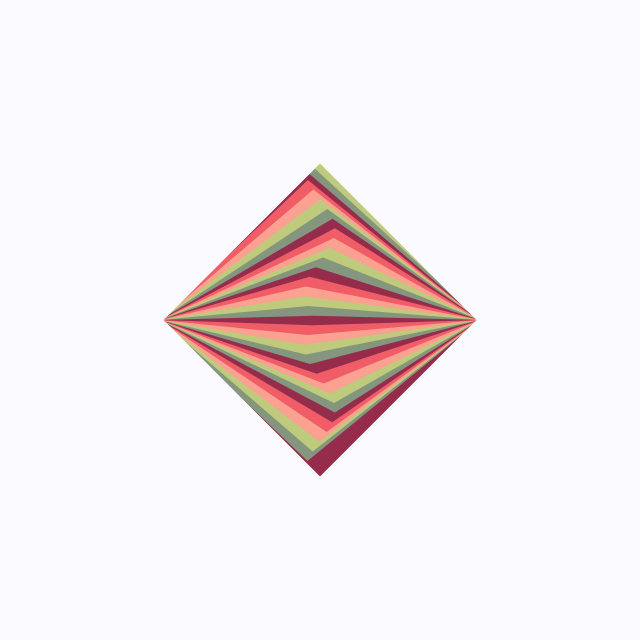
Frame 1 (no input)
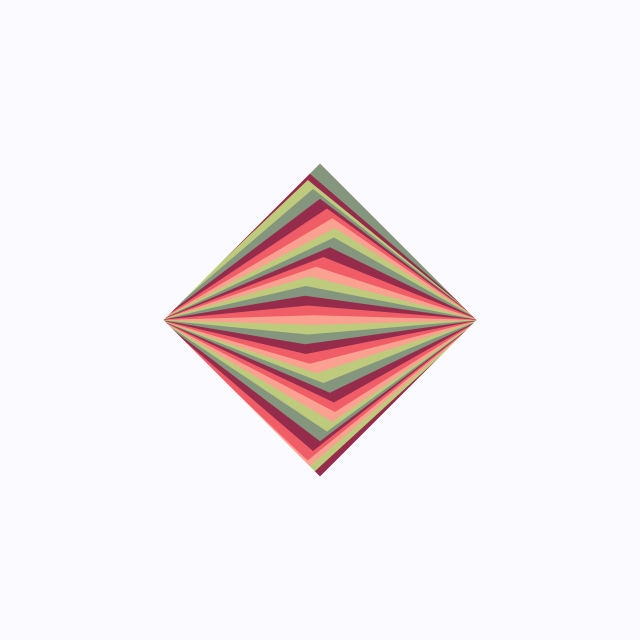
Frame 60 (no input)
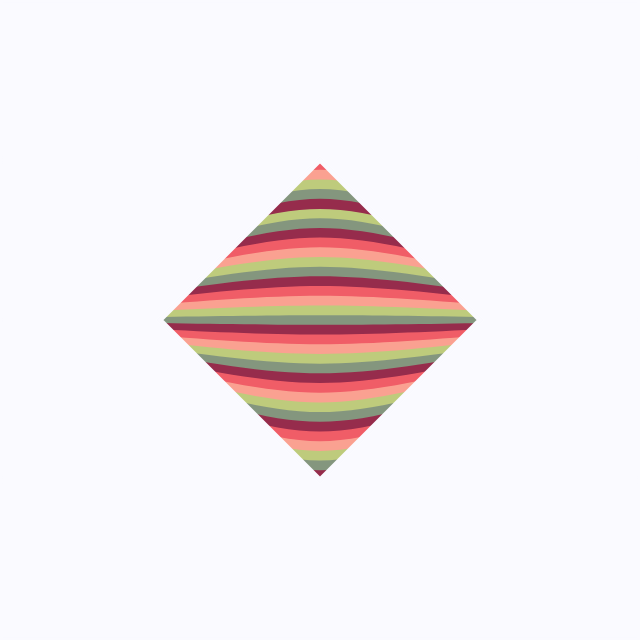
Frame 120 (the mouse pressed at the canvas centre since frame 60)

The p5.js sketch that drew these frames (run headless with seeded random() and noise() and a simulated clock; from frame 60 on, the mouse is pressed at the canvas centre):

// p5.js sketch
// ── sketch.js
//september 2019

var palette;
var numDiamonds;
var diamonds = [];
let kind;

function setup() {
  createCanvas(640, 640);
  palette = randomPalette1000();
  // palette = getPalette1000(568);
  numDiamonds = 33;
  setupDiamonds();
  kind = "line";
}

function setupDiamonds() {
  for (let i = 0; i < numDiamonds; i++) {
    var diamond = {
      color: color(palette[i % 5]),
      bottomPoint: height / 4 + (height / 2 / numDiamonds) * i,
      update: function() {
        this.bottomPoint += height / 2 / numDiamonds / 20;
        if (this.bottomPoint > (height * 3) / 4) {
          this.bottomPoint = height / 4;
          diamonds.unshift(diamonds.pop());
        }
      }
    };
    diamonds.push(diamond);
  }
}

function draw() {
  clear();
  noStroke();
  background(palette[2]);
  drawDiamonds(kind);
  drawBackground();
}

function drawBackground() {
  fill(250, 250, 255);
  stroke(250, 250, 255);
  strokeWeight(5);
  beginShape();
  vertex(0, 0);
  vertex(width, 0);
  vertex(width, height);
  vertex(0, height);
  beginContour();
  vertex(width / 2, height / 4);
  vertex(width / 4, height / 2);
  vertex(width / 2, (height * 3) / 4);
  vertex((width * 3) / 4, height / 2);
  endContour(CLOSE);
  endShape(CLOSE);
}

function drawDiamonds(type) {
  for (let i = 0; i < numDiamonds; i++) {
    let diamond = diamonds[numDiamonds - 1 - i];
    diamond.update();

    fill(diamond.color);

    let constmouseY = constrain(mouseY, 0, windowHeight);
    let spacer = map(constmouseY, 0, height, 0, width / 2);
    let offset =
      sin(
        width / 4 -
          dist(width / 2, diamond.bottomPoint, width / 2, height / 2) / 20
      ) * 15;
    let offmouse = map(mouseX, 0, width, -offset, offset);

    if (type == "curve") {
      beginShape();
      vertex(width / 4 - spacer, height / 2);
      curveVertex(width / 4 - spacer, height / 2);
      curveVertex(width / 2, height / 4);
      vertex((width * 3) / 4 + spacer, height / 2);
      curveVertex((width * 3) / 4 + spacer, height / 2);
      curveVertex(width / 2 + offmouse, diamond.bottomPoint);
      curveVertex(width / 4 - spacer, height / 2);
      vertex(width / 4 - spacer, height / 2);
      endShape();
    } else if (type == "line") {
      beginShape();
      vertex(width / 4 - spacer, height / 2);

      vertex(width / 2, height / 4);
      vertex((width * 3) / 4 + spacer, height / 2);
      vertex(width / 2 + offmouse, diamond.bottomPoint);

      vertex(width / 4 - spacer, height / 2);
      endShape();
    }
  }
}

function mousePressed() {
  if (mouseIsPressed) {
    if (kind == "line") {
      kind = "curve";
    } else {
      kind = "line";
    }
  }
}

function keyPressed() {
  if (keyCode == 32) {
    palette = randomPalette1000();
    for (let i = 0; i < diamonds.length; i++) {
      diamonds[i].color = palette[i % 5];
    }
  }
}

/* Prevents up and down arrow from moving page up and down */
window.addEventListener(
  "keydown",
  function(e) {
    // space and arrow keys
    if ([32, 37, 38, 39, 40].indexOf(e.keyCode) > -1) {
      e.preventDefault();
    }
  },
  false
);

// ── palettes.js
function getPalette100(n) {
  return p100.palettes[n];
}

function getPalette1000(n) {
  return p1000.palettes[n];
}

function randomPalette100() {
  let index = floor(random(0, p100.palettes.length));
  console.log("Palette num: " + index);
  return p100.palettes[index];
}

function randomPalette1000() {
  let index = floor(random(0, p1000.palettes.length));
  console.log("Palette num: " + index);
  return p1000.palettes[index];
}

function randColor(palette) {
  return color(palette[floor(random(5))]);
}

var p100 = {
  getWithIndex: function(n) {
    return { palette: this.palettes[n], index: n };
  },

  get: function(n) {
    return this.palettes[n];
  },

  palettes: [
    ["#69d2e7", "#a7dbd8", "#e0e4cc", "#f38630", "#fa6900"],
    ["#fe4365", "#fc9d9a", "#f9cdad", "#c8c8a9", "#83af9b"],
    ["#ecd078", "#d95b43", "#c02942", "#542437", "#53777a"],
    ["#556270", "#4ecdc4", "#c7f464", "#ff6b6b", "#c44d58"],
    ["#774f38", "#e08e79", "#f1d4af", "#ece5ce", "#c5e0dc"],
    ["#e8ddcb", "#cdb380", "#036564", "#033649", "#031634"],
    ["#490a3d", "#bd1550", "#e97f02", "#f8ca00", "#8a9b0f"],
    ["#594f4f", "#547980", "#45ada8", "#9de0ad", "#e5fcc2"],
    ["#00a0b0", "#6a4a3c", "#cc333f", "#eb6841", "#edc951"],
    ["#e94e77", "#d68189", "#c6a49a", "#c6e5d9", "#f4ead5"],
    ["#3fb8af", "#7fc7af", "#dad8a7", "#ff9e9d", "#ff3d7f"],
    ["#d9ceb2", "#948c75", "#d5ded9", "#7a6a53", "#99b2b7"],
    ["#ffffff", "#cbe86b", "#f2e9e1", "#1c140d", "#cbe86b"],
    ["#efffcd", "#dce9be", "#555152", "#2e2633", "#99173c"],
    ["#343838", "#005f6b", "#008c9e", "#00b4cc", "#00dffc"],
    ["#413e4a", "#73626e", "#b38184", "#f0b49e", "#f7e4be"],
    ["#ff4e50", "#fc913a", "#f9d423", "#ede574", "#e1f5c4"],
    ["#99b898", "#fecea8", "#ff847c", "#e84a5f", "#2a363b"],
    ["#655643", "#80bca3", "#f6f7bd", "#e6ac27", "#bf4d28"],
    ["#00a8c6", "#40c0cb", "#f9f2e7", "#aee239", "#8fbe00"],
    ["#351330", "#424254", "#64908a", "#e8caa4", "#cc2a41"],
    ["#554236", "#f77825", "#d3ce3d", "#f1efa5", "#60b99a"],
    ["#5d4157", "#838689", "#a8caba", "#cad7b2", "#ebe3aa"],
    ["#8c2318", "#5e8c6a", "#88a65e", "#bfb35a", "#f2c45a"],
    ["#fad089", "#ff9c5b", "#f5634a", "#ed303c", "#3b8183"],
    ["#ff4242", "#f4fad2", "#d4ee5e", "#e1edb9", "#f0f2eb"],
    ["#f8b195", "#f67280", "#c06c84", "#6c5b7b", "#355c7d"],
    ["#d1e751", "#ffffff", "#000000", "#4dbce9", "#26ade4"],
    ["#1b676b", "#519548", "#88c425", "#bef202", "#eafde6"],
    ["#5e412f", "#fcebb6", "#78c0a8", "#f07818", "#f0a830"],
    ["#bcbdac", "#cfbe27", "#f27435", "#f02475", "#3b2d38"],
    ["#452632", "#91204d", "#e4844a", "#e8bf56", "#e2f7ce"],
    ["#eee6ab", "#c5bc8e", "#696758", "#45484b", "#36393b"],
    ["#f0d8a8", "#3d1c00", "#86b8b1", "#f2d694", "#fa2a00"],
    ["#2a044a", "#0b2e59", "#0d6759", "#7ab317", "#a0c55f"],
    ["#f04155", "#ff823a", "#f2f26f", "#fff7bd", "#95cfb7"],
    ["#b9d7d9", "#668284", "#2a2829", "#493736", "#7b3b3b"],
    ["#bbbb88", "#ccc68d", "#eedd99", "#eec290", "#eeaa88"],
    ["#b3cc57", "#ecf081", "#ffbe40", "#ef746f", "#ab3e5b"],
    ["#a3a948", "#edb92e", "#f85931", "#ce1836", "#009989"],
    ["#300030", "#480048", "#601848", "#c04848", "#f07241"],
    ["#67917a", "#170409", "#b8af03", "#ccbf82", "#e33258"],
    ["#aab3ab", "#c4cbb7", "#ebefc9", "#eee0b7", "#e8caaf"],
    ["#e8d5b7", "#0e2430", "#fc3a51", "#f5b349", "#e8d5b9"],
    ["#ab526b", "#bca297", "#c5ceae", "#f0e2a4", "#f4ebc3"],
    ["#607848", "#789048", "#c0d860", "#f0f0d8", "#604848"],
    ["#b6d8c0", "#c8d9bf", "#dadabd", "#ecdbbc", "#fedcba"],
    ["#a8e6ce", "#dcedc2", "#ffd3b5", "#ffaaa6", "#ff8c94"],
    ["#3e4147", "#fffedf", "#dfba69", "#5a2e2e", "#2a2c31"],
    ["#fc354c", "#29221f", "#13747d", "#0abfbc", "#fcf7c5"],
    ["#cc0c39", "#e6781e", "#c8cf02", "#f8fcc1", "#1693a7"],
    ["#1c2130", "#028f76", "#b3e099", "#ffeaad", "#d14334"],
    ["#a7c5bd", "#e5ddcb", "#eb7b59", "#cf4647", "#524656"],
    ["#dad6ca", "#1bb0ce", "#4f8699", "#6a5e72", "#563444"],
    ["#5c323e", "#a82743", "#e15e32", "#c0d23e", "#e5f04c"],
    ["#edebe6", "#d6e1c7", "#94c7b6", "#403b33", "#d3643b"],
    ["#fdf1cc", "#c6d6b8", "#987f69", "#e3ad40", "#fcd036"],
    ["#230f2b", "#f21d41", "#ebebbc", "#bce3c5", "#82b3ae"],
    ["#b9d3b0", "#81bda4", "#b28774", "#f88f79", "#f6aa93"],
    ["#3a111c", "#574951", "#83988e", "#bcdea5", "#e6f9bc"],
    ["#5e3929", "#cd8c52", "#b7d1a3", "#dee8be", "#fcf7d3"],
    ["#1c0113", "#6b0103", "#a30006", "#c21a01", "#f03c02"],
    ["#000000", "#9f111b", "#b11623", "#292c37", "#cccccc"],
    ["#382f32", "#ffeaf2", "#fcd9e5", "#fbc5d8", "#f1396d"],
    ["#e3dfba", "#c8d6bf", "#93ccc6", "#6cbdb5", "#1a1f1e"],
    ["#f6f6f6", "#e8e8e8", "#333333", "#990100", "#b90504"],
    ["#1b325f", "#9cc4e4", "#e9f2f9", "#3a89c9", "#f26c4f"],
    ["#a1dbb2", "#fee5ad", "#faca66", "#f7a541", "#f45d4c"],
    ["#c1b398", "#605951", "#fbeec2", "#61a6ab", "#accec0"],
    ["#5e9fa3", "#dcd1b4", "#fab87f", "#f87e7b", "#b05574"],
    ["#951f2b", "#f5f4d7", "#e0dfb1", "#a5a36c", "#535233"],
    ["#8dccad", "#988864", "#fea6a2", "#f9d6ac", "#ffe9af"],
    ["#2d2d29", "#215a6d", "#3ca2a2", "#92c7a3", "#dfece6"],
    ["#413d3d", "#040004", "#c8ff00", "#fa023c", "#4b000f"],
    ["#eff3cd", "#b2d5ba", "#61ada0", "#248f8d", "#605063"],
    ["#ffefd3", "#fffee4", "#d0ecea", "#9fd6d2", "#8b7a5e"],
    ["#cfffdd", "#b4dec1", "#5c5863", "#a85163", "#ff1f4c"],
    ["#9dc9ac", "#fffec7", "#f56218", "#ff9d2e", "#919167"],
    ["#4e395d", "#827085", "#8ebe94", "#ccfc8e", "#dc5b3e"],
    ["#a8a7a7", "#cc527a", "#e8175d", "#474747", "#363636"],
    ["#f8edd1", "#d88a8a", "#474843", "#9d9d93", "#c5cfc6"],
    ["#046d8b", "#309292", "#2fb8ac", "#93a42a", "#ecbe13"],
    ["#f38a8a", "#55443d", "#a0cab5", "#cde9ca", "#f1edd0"],
    ["#a70267", "#f10c49", "#fb6b41", "#f6d86b", "#339194"],
    ["#ff003c", "#ff8a00", "#fabe28", "#88c100", "#00c176"],
    ["#ffedbf", "#f7803c", "#f54828", "#2e0d23", "#f8e4c1"],
    ["#4e4d4a", "#353432", "#94ba65", "#2790b0", "#2b4e72"],
    ["#0ca5b0", "#4e3f30", "#fefeeb", "#f8f4e4", "#a5b3aa"],
    ["#4d3b3b", "#de6262", "#ffb88c", "#ffd0b3", "#f5e0d3"],
    ["#fffbb7", "#a6f6af", "#66b6ab", "#5b7c8d", "#4f2958"],
    ["#edf6ee", "#d1c089", "#b3204d", "#412e28", "#151101"],
    ["#9d7e79", "#ccac95", "#9a947c", "#748b83", "#5b756c"],
    ["#fcfef5", "#e9ffe1", "#cdcfb7", "#d6e6c3", "#fafbe3"],
    ["#9cddc8", "#bfd8ad", "#ddd9ab", "#f7af63", "#633d2e"],
    ["#30261c", "#403831", "#36544f", "#1f5f61", "#0b8185"],
    ["#aaff00", "#ffaa00", "#ff00aa", "#aa00ff", "#00aaff"],
    ["#d1313d", "#e5625c", "#f9bf76", "#8eb2c5", "#615375"],
    ["#ffe181", "#eee9e5", "#fad3b2", "#ffba7f", "#ff9c97"],
    ["#73c8a9", "#dee1b6", "#e1b866", "#bd5532", "#373b44"],
    ["#805841", "#dcf7f3", "#fffcdd", "#ffd8d8", "#f5a2a2"]
  ]
};

var p1000 = {
  getWithIndex: function(n) {
    return { palette: this.palettes[n], index: n };
  },

  get: function(n) {
    return this.palettes[n];
  },

  palettes: [
    ["#69d2e7", "#a7dbd8", "#e0e4cc", "#f38630", "#fa6900"],
    ["#fe4365", "#fc9d9a", "#f9cdad", "#c8c8a9", "#83af9b"],
    ["#ecd078", "#d95b43", "#c02942", "#542437", "#53777a"],
    ["#556270", "#4ecdc4", "#c7f464", "#ff6b6b", "#c44d58"],
    ["#774f38", "#e08e79", "#f1d4af", "#ece5ce", "#c5e0dc"],
    ["#e8ddcb", "#cdb380", "#036564", "#033649", "#031634"],
    ["#490a3d", "#bd1550", "#e97f02", "#f8ca00", "#8a9b0f"],
    ["#594f4f", "#547980", "#45ada8", "#9de0ad", "#e5fcc2"],
    ["#00a0b0", "#6a4a3c", "#cc333f", "#eb6841", "#edc951"],
    ["#e94e77", "#d68189", "#c6a49a", "#c6e5d9", "#f4ead5"],
    ["#3fb8af", "#7fc7af", "#dad8a7", "#ff9e9d", "#ff3d7f"],
    ["#d9ceb2", "#948c75", "#d5ded9", "#7a6a53", "#99b2b7"],
    ["#ffffff", "#cbe86b", "#f2e9e1", "#1c140d", "#cbe86b"],
    ["#efffcd", "#dce9be", "#555152", "#2e2633", "#99173c"],
    ["#343838", "#005f6b", "#008c9e", "#00b4cc", "#00dffc"],
    ["#413e4a", "#73626e", "#b38184", "#f0b49e", "#f7e4be"],
    ["#ff4e50", "#fc913a", "#f9d423", "#ede574", "#e1f5c4"],
    ["#99b898", "#fecea8", "#ff847c", "#e84a5f", "#2a363b"],
    ["#655643", "#80bca3", "#f6f7bd", "#e6ac27", "#bf4d28"],
    ["#00a8c6", "#40c0cb", "#f9f2e7", "#aee239", "#8fbe00"],
    ["#351330", "#424254", "#64908a", "#e8caa4", "#cc2a41"],
    ["#554236", "#f77825", "#d3ce3d", "#f1efa5", "#60b99a"],
    ["#5d4157", "#838689", "#a8caba", "#cad7b2", "#ebe3aa"],
    ["#8c2318", "#5e8c6a", "#88a65e", "#bfb35a", "#f2c45a"],
    ["#fad089", "#ff9c5b", "#f5634a", "#ed303c", "#3b8183"],
    ["#ff4242", "#f4fad2", "#d4ee5e", "#e1edb9", "#f0f2eb"],
    ["#f8b195", "#f67280", "#c06c84", "#6c5b7b", "#355c7d"],
    ["#d1e751", "#ffffff", "#000000", "#4dbce9", "#26ade4"],
    ["#1b676b", "#519548", "#88c425", "#bef202", "#eafde6"],
    ["#5e412f", "#fcebb6", "#78c0a8", "#f07818", "#f0a830"],
    ["#bcbdac", "#cfbe27", "#f27435", "#f02475", "#3b2d38"],
    ["#452632", "#91204d", "#e4844a", "#e8bf56", "#e2f7ce"],
    ["#eee6ab", "#c5bc8e", "#696758", "#45484b", "#36393b"],
    ["#f0d8a8", "#3d1c00", "#86b8b1", "#f2d694", "#fa2a00"],
    ["#2a044a", "#0b2e59", "#0d6759", "#7ab317", "#a0c55f"],
    ["#f04155", "#ff823a", "#f2f26f", "#fff7bd", "#95cfb7"],
    ["#b9d7d9", "#668284", "#2a2829", "#493736", "#7b3b3b"],
    ["#bbbb88", "#ccc68d", "#eedd99", "#eec290", "#eeaa88"],
    ["#b3cc57", "#ecf081", "#ffbe40", "#ef746f", "#ab3e5b"],
    ["#a3a948", "#edb92e", "#f85931", "#ce1836", "#009989"],
    ["#300030", "#480048", "#601848", "#c04848", "#f07241"],
    ["#67917a", "#170409", "#b8af03", "#ccbf82", "#e33258"],
    ["#aab3ab", "#c4cbb7", "#ebefc9", "#eee0b7", "#e8caaf"],
    ["#e8d5b7", "#0e2430", "#fc3a51", "#f5b349", "#e8d5b9"],
    ["#ab526b", "#bca297", "#c5ceae", "#f0e2a4", "#f4ebc3"],
    ["#607848", "#789048", "#c0d860", "#f0f0d8", "#604848"],
    ["#b6d8c0", "#c8d9bf", "#dadabd", "#ecdbbc", "#fedcba"],
    ["#a8e6ce", "#dcedc2", "#ffd3b5", "#ffaaa6", "#ff8c94"],
    ["#3e4147", "#fffedf", "#dfba69", "#5a2e2e", "#2a2c31"],
    ["#fc354c", "#29221f", "#13747d", "#0abfbc", "#fcf7c5"],
    ["#cc0c39", "#e6781e", "#c8cf02", "#f8fcc1", "#1693a7"],
    ["#1c2130", "#028f76", "#b3e099", "#ffeaad", "#d14334"],
    ["#a7c5bd", "#e5ddcb", "#eb7b59", "#cf4647", "#524656"],
    ["#dad6ca", "#1bb0ce", "#4f8699", "#6a5e72", "#563444"],
    ["#5c323e", "#a82743", "#e15e32", "#c0d23e", "#e5f04c"],
    ["#edebe6", "#d6e1c7", "#94c7b6", "#403b33", "#d3643b"],
    ["#fdf1cc", "#c6d6b8", "#987f69", "#e3ad40", "#fcd036"],
    ["#230f2b", "#f21d41", "#ebebbc", "#bce3c5", "#82b3ae"],
    ["#b9d3b0", "#81bda4", "#b28774", "#f88f79", "#f6aa93"],
    ["#3a111c", "#574951", "#83988e", "#bcdea5", "#e6f9bc"],
    ["#5e3929", "#cd8c52", "#b7d1a3", "#dee8be", "#fcf7d3"],
    ["#1c0113", "#6b0103", "#a30006", "#c21a01", "#f03c02"],
    ["#000000", "#9f111b", "#b11623", "#292c37", "#cccccc"],
    ["#382f32", "#ffeaf2", "#fcd9e5", "#fbc5d8", "#f1396d"],
    ["#e3dfba", "#c8d6bf", "#93ccc6", "#6cbdb5", "#1a1f1e"],
    ["#f6f6f6", "#e8e8e8", "#333333", "#990100", "#b90504"],
    ["#1b325f", "#9cc4e4", "#e9f2f9", "#3a89c9", "#f26c4f"],
    ["#a1dbb2", "#fee5ad", "#faca66", "#f7a541", "#f45d4c"],
    ["#c1b398", "#605951", "#fbeec2", "#61a6ab", "#accec0"],
    ["#5e9fa3", "#dcd1b4", "#fab87f", "#f87e7b", "#b05574"],
    ["#951f2b", "#f5f4d7", "#e0dfb1", "#a5a36c", "#535233"],
    ["#8dccad", "#988864", "#fea6a2", "#f9d6ac", "#ffe9af"],
    ["#2d2d29", "#215a6d", "#3ca2a2", "#92c7a3", "#dfece6"],
    ["#413d3d", "#040004", "#c8ff00", "#fa023c", "#4b000f"],
    ["#eff3cd", "#b2d5ba", "#61ada0", "#248f8d", "#605063"],
    ["#ffefd3", "#fffee4", "#d0ecea", "#9fd6d2", "#8b7a5e"],
    ["#cfffdd", "#b4dec1", "#5c5863", "#a85163", "#ff1f4c"],
    ["#9dc9ac", "#fffec7", "#f56218", "#ff9d2e", "#919167"],
    ["#4e395d", "#827085", "#8ebe94", "#ccfc8e", "#dc5b3e"],
    ["#a8a7a7", "#cc527a", "#e8175d", "#474747", "#363636"],
    ["#f8edd1", "#d88a8a", "#474843", "#9d9d93", "#c5cfc6"],
    ["#046d8b", "#309292", "#2fb8ac", "#93a42a", "#ecbe13"],
    ["#f38a8a", "#55443d", "#a0cab5", "#cde9ca", "#f1edd0"],
    ["#a70267", "#f10c49", "#fb6b41", "#f6d86b", "#339194"],
    ["#ff003c", "#ff8a00", "#fabe28", "#88c100", "#00c176"],
    ["#ffedbf", "#f7803c", "#f54828", "#2e0d23", "#f8e4c1"],
    ["#4e4d4a", "#353432", "#94ba65", "#2790b0", "#2b4e72"],
    ["#0ca5b0", "#4e3f30", "#fefeeb", "#f8f4e4", "#a5b3aa"],
    ["#4d3b3b", "#de6262", "#ffb88c", "#ffd0b3", "#f5e0d3"],
    ["#fffbb7", "#a6f6af", "#66b6ab", "#5b7c8d", "#4f2958"],
    ["#edf6ee", "#d1c089", "#b3204d", "#412e28", "#151101"],
    ["#9d7e79", "#ccac95", "#9a947c", "#748b83", "#5b756c"],
    ["#fcfef5", "#e9ffe1", "#cdcfb7", "#d6e6c3", "#fafbe3"],
    ["#9cddc8", "#bfd8ad", "#ddd9ab", "#f7af63", "#633d2e"],
    ["#30261c", "#403831", "#36544f", "#1f5f61", "#0b8185"],
    ["#aaff00", "#ffaa00", "#ff00aa", "#aa00ff", "#00aaff"],
    ["#d1313d", "#e5625c", "#f9bf76", "#8eb2c5", "#615375"],
    ["#ffe181", "#eee9e5", "#fad3b2", "#ffba7f", "#ff9c97"],
    ["#73c8a9", "#dee1b6", "#e1b866", "#bd5532", "#373b44"],
    ["#805841", "#dcf7f3", "#fffcdd", "#ffd8d8", "#f5a2a2"],
    ["#379f7a", "#78ae62", "#bbb749", "#e0fbac", "#1f1c0d"],
    ["#caff42", "#ebf7f8", "#d0e0eb", "#88abc2", "#49708a"],
    ["#c2412d", "#d1aa34", "#a7a844", "#a46583", "#5a1e4a"],
    ["#75616b", "#bfcff7", "#dce4f7", "#f8f3bf", "#d34017"],
    ["#111625", "#341931", "#571b3c", "#7a1e48", "#9d2053"],
    ["#82837e", "#94b053", "#bdeb07", "#bffa37", "#e0e0e0"],
    ["#7e5686", "#a5aad9", "#e8f9a2", "#f8a13f", "#ba3c3d"],
    ["#312736", "#d4838f", "#d6abb1", "#d9d9d9", "#c4ffeb"],
    ["#395a4f", "#432330", "#853c43", "#f25c5e", "#ffa566"],
    ["#fde6bd", "#a1c5ab", "#f4dd51", "#d11e48", "#632f53"],
    ["#84b295", "#eccf8d", "#bb8138", "#ac2005", "#2c1507"],
    ["#058789", "#503d2e", "#d54b1a", "#e3a72f", "#f0ecc9"],
    ["#6da67a", "#77b885", "#86c28b", "#859987", "#4a4857"],
    ["#bed6c7", "#adc0b4", "#8a7e66", "#a79b83", "#bbb2a1"],
    ["#261c21", "#6e1e62", "#b0254f", "#de4126", "#eb9605"],
    ["#efd9b4", "#d6a692", "#a39081", "#4d6160", "#292522"],
    ["#e21b5a", "#9e0c39", "#333333", "#fbffe3", "#83a300"],
    ["#f2e3c6", "#ffc6a5", "#e6324b", "#2b2b2b", "#353634"],
    ["#c75233", "#c78933", "#d6ceaa", "#79b5ac", "#5e2f46"],
    ["#793a57", "#4d3339", "#8c873e", "#d1c5a5", "#a38a5f"],
    ["#512b52", "#635274", "#7bb0a8", "#a7dbab", "#e4f5b1"],
    ["#11644d", "#a0b046", "#f2c94e", "#f78145", "#f24e4e"],
    ["#59b390", "#f0ddaa", "#e47c5d", "#e32d40", "#152b3c"],
    ["#fdffd9", "#fff0b8", "#ffd6a3", "#faad8e", "#142f30"],
    ["#b5ac01", "#ecba09", "#e86e1c", "#d41e45", "#1b1521"],
    ["#c7fcd7", "#d9d5a7", "#d9ab91", "#e6867a", "#ed4a6a"],
    ["#11766d", "#410936", "#a40b54", "#e46f0a", "#f0b300"],
    ["#595643", "#4e6b66", "#ed834e", "#ebcc6e", "#ebe1c5"],
    ["#f1396d", "#fd6081", "#f3ffeb", "#acc95f", "#8f9924"],
    ["#331327", "#991766", "#d90f5a", "#f34739", "#ff6e27"],
    ["#efeecc", "#fe8b05", "#fe0557", "#400403", "#0aabba"],
    ["#bf496a", "#b39c82", "#b8c99d", "#f0d399", "#595151"],
    ["#b7cbbf", "#8c886f", "#f9a799", "#f4bfad", "#f5dabd"],
    ["#ffb884", "#f5df98", "#fff8d4", "#c0d1c2", "#2e4347"],
    ["#e5eaa4", "#a8c4a2", "#69a5a4", "#616382", "#66245b"],
    ["#e0eff1", "#7db4b5", "#ffffff", "#680148", "#000000"],
    ["#b1e6d1", "#77b1a9", "#3d7b80", "#270a33", "#451a3e"],
    ["#e4ded0", "#abccbd", "#7dbeb8", "#181619", "#e32f21"],
    ["#e9e0d1", "#91a398", "#33605a", "#070001", "#68462b"],
    ["#fc284f", "#ff824a", "#fea887", "#f6e7f7", "#d1d0d7"],
    ["#ffab07", "#e9d558", "#72ad75", "#0e8d94", "#434d53"],
    ["#6da67a", "#99a66d", "#a9bd68", "#b5cc6a", "#c0de5d"],
    ["#311d39", "#67434f", "#9b8e7e", "#c3ccaf", "#a51a41"],
    ["#cfb590", "#9e9a41", "#758918", "#564334", "#49281f"],
    ["#5cacc4", "#8cd19d", "#cee879", "#fcb653", "#ff5254"],
    ["#44749d", "#c6d4e1", "#ffffff", "#ebe7e0", "#bdb8ad"],
    ["#807462", "#a69785", "#b8faff", "#e8fdff", "#665c49"],
    ["#e7edea", "#ffc52c", "#fb0c06", "#030d4f", "#ceecef"],
    ["#ccf390", "#e0e05a", "#f7c41f", "#fc930a", "#ff003d"],
    ["#2b222c", "#5e4352", "#965d62", "#c7956d", "#f2d974"],
    ["#cc5d4c", "#fffec6", "#c7d1af", "#96b49c", "#5b5847"],
    ["#e4e4c5", "#b9d48b", "#8d2036", "#ce0a31", "#d3e4c5"],
    ["#e3e8cd", "#bcd8bf", "#d3b9a3", "#ee9c92", "#fe857e"],
    ["#360745", "#d61c59", "#e7d84b", "#efeac5", "#1b8798"],
    ["#ec4401", "#cc9b25", "#13cd4a", "#7b6ed6", "#5e525c"],
    ["#eb9c4d", "#f2d680", "#f3ffcf", "#bac9a9", "#697060"],
    ["#f2e8c4", "#98d9b6", "#3ec9a7", "#2b879e", "#616668"],
    ["#f5dd9d", "#bcc499", "#92a68a", "#7b8f8a", "#506266"],
    ["#fff3db", "#e7e4d5", "#d3c8b4", "#c84648", "#703e3b"],
    ["#041122", "#259073", "#7fda89", "#c8e98e", "#e6f99d"],
    ["#8d7966", "#a8a39d", "#d8c8b8", "#e2ddd9", "#f8f1e9"],
    ["#c6cca5", "#8ab8a8", "#6b9997", "#54787d", "#615145"],
    ["#1d1313", "#24b694", "#d22042", "#a3b808", "#30c4c9"],
    ["#4b1139", "#3b4058", "#2a6e78", "#7a907c", "#c9b180"],
    ["#2d1b33", "#f36a71", "#ee887a", "#e4e391", "#9abc8a"],
    ["#f0ffc9", "#a9da88", "#62997a", "#72243d", "#3b0819"],
    ["#429398", "#6b5d4d", "#b0a18f", "#dfcdb4", "#fbeed3"],
    ["#9d9e94", "#c99e93", "#f59d92", "#e5b8ad", "#d5d2c8"],
    ["#95a131", "#c8cd3b", "#f6f1de", "#f5b9ae", "#ee0b5b"],
    ["#322938", "#89a194", "#cfc89a", "#cc883a", "#a14016"],
    ["#540045", "#c60052", "#ff714b", "#eaff87", "#acffe9"],
    ["#79254a", "#795c64", "#79927d", "#aeb18e", "#e3cf9e"],
    ["#452e3c", "#ff3d5a", "#ffb969", "#eaf27e", "#3b8c88"],
    ["#2b2726", "#0a516d", "#018790", "#7dad93", "#bacca4"],
    ["#027b7f", "#ffa588", "#d62957", "#bf1e62", "#572e4f"],
    ["#fa6a64", "#7a4e48", "#4a4031", "#f6e2bb", "#9ec6b8"],
    ["#fb6900", "#f63700", "#004853", "#007e80", "#00b9bd"],
    ["#f06d61", "#da825f", "#c4975c", "#a8ab7b", "#8cbf99"],
    ["#23192d", "#fd0a54", "#f57576", "#febf97", "#f5ecb7"],
    ["#f6d76b", "#ff9036", "#d6254d", "#ff5475", "#fdeba9"],
    ["#a3c68c", "#879676", "#6e6662", "#4f364a", "#340735"],
    ["#a32c28", "#1c090b", "#384030", "#7b8055", "#bca875"],
    ["#80a8a8", "#909d9e", "#a88c8c", "#ff0d51", "#7a8c89"],
    ["#6d9788", "#1e2528", "#7e1c13", "#bf0a0d", "#e6e1c2"],
    ["#373737", "#8db986", "#acce91", "#badb73", "#efeae4"],
    ["#e6b39a", "#e6cba5", "#ede3b4", "#8b9e9b", "#6d7578"],
    ["#280904", "#680e34", "#9a151a", "#c21b12", "#fc4b2a"],
    ["#4b3e4d", "#1e8c93", "#dbd8a2", "#c4ac30", "#d74f33"],
    ["#161616", "#c94d65", "#e7c049", "#92b35a", "#1f6764"],
    ["#234d20", "#36802d", "#77ab59", "#c9df8a", "#f0f7da"],
    ["#a69e80", "#e0ba9b", "#e7a97e", "#d28574", "#3b1922"],
    ["#641f5e", "#676077", "#65ac92", "#c2c092", "#edd48e"],
    ["#e6eba9", "#abbb9f", "#6f8b94", "#706482", "#703d6f"],
    ["#26251c", "#eb0a44", "#f2643d", "#f2a73d", "#a0e8b7"],
    ["#fdcfbf", "#feb89f", "#e23d75", "#5f0d3b", "#742365"],
    ["#ff7474", "#f59b71", "#c7c77f", "#e0e0a8", "#f1f1c1"],
    ["#4f364c", "#5e405f", "#6b6b6b", "#8f9e6f", "#b1cf72"],
    ["#230b00", "#a29d7f", "#d4cfa5", "#f8ecd4", "#aabe9b"],
    ["#d4f7dc", "#dbe7b4", "#dbc092", "#e0846d", "#f51441"],
    ["#62a07b", "#4f8b89", "#536c8d", "#5c4f79", "#613860"],
    ["#6f5846", "#a95a52", "#e35b5d", "#f18052", "#ffa446"],
    ["#85847e", "#ab6a6e", "#f7345b", "#353130", "#cbcfb4"],
    ["#ff3366", "#c74066", "#8f4d65", "#575a65", "#1f6764"],
    ["#d3d5b0", "#b5cea4", "#9dc19d", "#8c7c62", "#71443f"],
    ["#ffff99", "#d9cc8c", "#b39980", "#8c6673", "#663366"],
    ["#ed6464", "#bf6370", "#87586c", "#574759", "#1a1b1c"],
    ["#d24858", "#ea8676", "#eab05e", "#fdeecd", "#493831"],
    ["#f0f0d8", "#b4debe", "#77cca4", "#666666", "#b4df37"],
    ["#f3e7d7", "#f7d7cd", "#f8c7c9", "#e0c0c7", "#c7b9c5"],
    ["#ccb24c", "#f7d683", "#fffdc0", "#fffffd", "#457d97"],
    ["#1a081f", "#4d1d4d", "#05676e", "#489c79", "#ebc288"],
    ["#c46564", "#f0e999", "#b8c99d", "#9b726f", "#eeb15b"],
    ["#7a5b3e", "#fafafa", "#fa4b00", "#cdbdae", "#1f1f1f"],
    ["#eeda95", "#b7c27e", "#9a927b", "#8a6a6b", "#805566"],
    ["#d31900", "#ff6600", "#fff2af", "#7cb490", "#000000"],
    ["#e8c382", "#b39d69", "#a86b4c", "#7d1a0c", "#340a0b"],
    ["#ebeaa9", "#ebc588", "#7d2948", "#3b0032", "#0e0b29"],
    ["#566965", "#948a71", "#cc9476", "#f2a176", "#ff7373"],
    ["#595b5a", "#14c3a2", "#0de5a8", "#7cf49a", "#b8fd99"],
    ["#063940", "#195e63", "#3e838c", "#8ebdb6", "#ece1c3"],
    ["#411f2d", "#ac4147", "#f88863", "#ffc27f", "#ffe29a"],
    ["#9dbcbc", "#f0f0af", "#ff370f", "#332717", "#6bacbf"],
    ["#e7e79d", "#c0d890", "#78a890", "#606078", "#d8a878"],
    ["#94654c", "#f89fa1", "#fabdbd", "#fad6d6", "#fefcd0"],
    ["#cddbc2", "#f7e4c6", "#fb9274", "#f5565b", "#875346"],
    ["#f0ddbd", "#ba3622", "#851e25", "#520c30", "#1c997f"],
    ["#312c20", "#494d4b", "#7c7052", "#b3a176", "#e2cb92"],
    ["#029daf", "#e5d599", "#ffc219", "#f07c19", "#e32551"],
    ["#3f2c26", "#dd423e", "#a2a384", "#eac388", "#c5ad4b"],
    ["#0a0310", "#49007e", "#ff005b", "#ff7d10", "#ffb238"],
    ["#ecbe13", "#738c79", "#6a6b5f", "#2c2b26", "#a43955"],
    ["#fff5de", "#b8d9c8", "#917081", "#750e49", "#4d002b"],
    ["#1f1f20", "#2b4c7e", "#567ebb", "#606d80", "#dce0e6"],
    ["#e7dd96", "#e16639", "#ad860a", "#b7023f", "#55024a"],
    ["#cdeccc", "#edd269", "#e88460", "#f23460", "#321d2e"],
    ["#574c41", "#e36b6b", "#e3a56b", "#e3c77b", "#96875a"],
    ["#dde0cf", "#c6be9a", "#ad8b32", "#937460", "#8c5b7b"],
    ["#213435", "#46685b", "#648a64", "#a6b985", "#e1e3ac"],
    ["#181419", "#4a073c", "#9e0b41", "#cc3e18", "#f0971c"],
    ["#413040", "#6c6368", "#b9a173", "#eaa353", "#ffefa9"],
    ["#4d3b36", "#eb613b", "#f98f6f", "#c1d9cd", "#f7eadc"],
    ["#ffcdb8", "#fdeecf", "#c8c696", "#97bea9", "#37260c"],
    ["#e8d3a9", "#e39b7d", "#6e6460", "#89b399", "#bcbfa3"],
    ["#ffffff", "#fffaeb", "#f0f0d8", "#cfcfcf", "#967c52"],
    ["#001449", "#012677", "#005bc5", "#00b4fc", "#17f9ff"],
    ["#ed5672", "#160e32", "#9eae8a", "#cdbb93", "#fbc599"],
    ["#130912", "#3e1c33", "#602749", "#b14623", "#f6921d"],
    ["#ffff00", "#ccd91a", "#99b333", "#668c4d", "#336666"],
    ["#4dab8c", "#542638", "#8f244d", "#c9306b", "#e86f9e"],
    ["#2b1719", "#02483e", "#057c46", "#9bb61b", "#f8be00"],
    ["#ffabab", "#ffdaab", "#ddffab", "#abe4ff", "#d9abff"],
    ["#e6a06f", "#9e9c71", "#5e8271", "#33454e", "#242739"],
    ["#67be9b", "#95d0b8", "#fcfcd7", "#f1db42", "#f04158"],
    ["#1693a5", "#45b5c4", "#7ececa", "#a0ded6", "#c7ede8"],
    ["#cc2649", "#992c4b", "#66324c", "#33384e", "#003e4f"],
    ["#e7eed0", "#cad1c3", "#948e99", "#51425f", "#2e1437"],
    ["#785d56", "#be4c54", "#c6b299", "#e6d5c1", "#fff4e3"],
    ["#f7f3d5", "#ffdabf", "#fa9b9b", "#e88087", "#635063"],
    ["#e25858", "#e9d6af", "#ffffdd", "#c0efd2", "#384252"],
    ["#acdeb2", "#e1eab5", "#edad9e", "#fe4b74", "#390d2d"],
    ["#42282c", "#6ca19e", "#84abaa", "#ded1b6", "#6d997a"],
    ["#a7cd2c", "#bada5f", "#cee891", "#e1f5c4", "#50c8c6"],
    ["#b2cba3", "#e0df9f", "#e7a83e", "#9a736e", "#ea525f"],
    ["#fc580c", "#fc6b0a", "#f8872e", "#ffa927", "#fdca49"],
    ["#fdffd9", "#73185e", "#36bba6", "#0c0d02", "#8b911a"],
    ["#9f0a28", "#d55c2b", "#f6e7d3", "#89a46f", "#55203c"],
    ["#8a8780", "#e6e5c4", "#d6d1af", "#e47267", "#d7d8c5"],
    ["#418e8e", "#5a4e3c", "#c4d428", "#d8e472", "#e9ebbf"],
    ["#a69a90", "#4a403d", "#fff1c1", "#facf7d", "#ea804c"],
    ["#faf6d0", "#c7d8ab", "#909a92", "#744f78", "#30091e"],
    ["#aadead", "#bbdead", "#ccdead", "#dddead", "#eedead"],
    ["#f0371a", "#000000", "#f7e6a6", "#3e6b48", "#b5b479"],
    ["#a7321c", "#ffdc68", "#cc982a", "#928941", "#352504"],
    ["#fa2e59", "#ff703f", "#f7bc05", "#ecf6bb", "#76bcad"],
    ["#f1e8b4", "#b2bb91", "#d7bf5e", "#d16344", "#83555e"],
    ["#afc7b9", "#ffe1c9", "#fac7b4", "#fca89d", "#998b82"],
    ["#f6c7b7", "#f7a398", "#fa7f77", "#b42529", "#000000"],
    ["#c9d1d3", "#f7f7f7", "#9dd3df", "#3b3737", "#991818"],
    ["#000000", "#001f36", "#1c5560", "#79ae92", "#fbffcd"],
    ["#e0dc8b", "#f6aa3d", "#ed4c57", "#574435", "#6cc4b9"],
    ["#42393b", "#75c9a3", "#bac99a", "#ffc897", "#f7efa2"],
    ["#f4f4f4", "#9ba657", "#f0e5c9", "#a68c69", "#594433"],
    ["#f2cc67", "#f38264", "#f40034", "#5f051f", "#75baa8"],
    ["#fbfee5", "#c91842", "#98173d", "#25232d", "#a8e7ca"],
    ["#dbd9b7", "#c1c9c8", "#a5b5ab", "#949a8e", "#615566"],
    ["#f3e6bc", "#f1c972", "#f5886b", "#72ae95", "#5a3226"],
    ["#674f23", "#e48b69", "#e1b365", "#e5db84", "#ffeeac"],
    ["#ff0092", "#ffca1b", "#b6ff00", "#228dff", "#ba01ff"],
    ["#d9d4a8", "#d15c57", "#cc3747", "#5c374b", "#4a5f67"],
    ["#998496", "#f7e0ae", "#fa748f", "#2d2c26", "#c3b457"],
    ["#fa8cb1", "#fdc5c9", "#fffee1", "#cfb699", "#9e6d4e"],
    ["#84c1b1", "#ad849a", "#d64783", "#fd135a", "#40202a"],
    ["#00ccbe", "#09a6a3", "#9dbfaf", "#edebc9", "#fcf9d8"],
    ["#020304", "#541f14", "#938172", "#cc9e61", "#626266"],
    ["#71dbd2", "#eeffdb", "#ade4b5", "#d0eaa3", "#fff18c"],
    ["#b88000", "#d56f00", "#f15500", "#ff2654", "#ff0c71"],
    ["#bf2a23", "#a6ad3c", "#f0ce4e", "#cf872e", "#8a211d"],
    ["#ffc870", "#f7f7c6", "#c8e3c5", "#9cad9a", "#755858"],
    ["#002c2b", "#ff3d00", "#ffbc11", "#0a837f", "#076461"],
    ["#244242", "#51bd9c", "#a3e3b1", "#ffe8b3", "#ff2121"],
    ["#4eb3de", "#8de0a6", "#fcf09f", "#f27c7c", "#de528c"],
    ["#001848", "#301860", "#483078", "#604878", "#906090"],
    ["#1f0310", "#442433", "#a3d95b", "#aae3ab", "#f6f0bc"],
    ["#b31237", "#f03813", "#ff8826", "#ffb914", "#2c9fa3"],
    ["#fffdc0", "#b9d7a1", "#fead26", "#ca221f", "#590f0c"],
    ["#4c3d31", "#f18273", "#f2bd76", "#f4f5de", "#c4ceb0"],
    ["#84bfc3", "#fff5d6", "#ffb870", "#d96153", "#000511"],
    ["#e2df9a", "#ebe54d", "#757449", "#4b490b", "#ff0051"],
    ["#b2b39f", "#c8c9b5", "#dedfc5", "#f5f7bd", "#3d423c"],
    ["#2f2bad", "#ad2bad", "#e42692", "#f71568", "#f7db15"],
    ["#651366", "#a71a5b", "#e7204e", "#f76e2a", "#f0c505"],
    ["#241811", "#d4a979", "#e3c88f", "#c2c995", "#a8bd95"],
    ["#2197a3", "#f71e6c", "#f07868", "#ebb970", "#e7d3b0"],
    ["#85a29e", "#ffebbf", "#f0d442", "#f59330", "#b22148"],
    ["#15212a", "#99c9bd", "#d7b89c", "#feab8d", "#f4c9a3"],
    ["#fe6c2b", "#d43b2d", "#9f102c", "#340016", "#020001"],
    ["#f88f89", "#eec276", "#fbf6d0", "#79c3aa", "#1f0e1a"],
    ["#ffffff", "#a1c1be", "#59554e", "#f3f4e5", "#e2e3d9"],
    ["#ccded2", "#fffbd4", "#f5ddbb", "#e3b8b2", "#a18093"],
    ["#79a687", "#718063", "#67594d", "#4f2b38", "#1d1016"],
    ["#45aab8", "#e1d772", "#faf4b1", "#394240", "#f06b50"],
    ["#e6e1cd", "#c6d8c0", "#d6b3b1", "#f97992", "#231b42"],
    ["#69d0b3", "#9bdab3", "#b4dfb3", "#cde4b3", "#d9cf85"],
    ["#332c26", "#db1414", "#e8591c", "#7fb8b0", "#c5e65c"],
    ["#75372d", "#928854", "#96a782", "#d4ce9e", "#d8523d"],
    ["#d1b68d", "#87555c", "#492d49", "#51445f", "#5a5c75"],
    ["#8e407a", "#fe6962", "#f9ba84", "#eee097", "#ffffe5"],
    ["#ffe4aa", "#fca699", "#e2869b", "#c9729f", "#583b7e"],
    ["#9e1e4c", "#ff1168", "#25020f", "#8f8f8f", "#ececec"],
    ["#272d4d", "#b83564", "#ff6a5a", "#ffb350", "#83b8aa"],
    ["#b5f4bc", "#fff19e", "#ffdc8a", "#ffba6b", "#ff6543"],
    ["#539fa2", "#72b1a4", "#abccb1", "#c4dbb4", "#d4e2b6"],
    ["#80d3bb", "#bafdc2", "#e5f3ba", "#5c493d", "#3a352f"],
    ["#5adb94", "#0ba18c", "#368986", "#8a034d", "#2e0331"],
    ["#101942", "#80043a", "#f60c49", "#f09580", "#fdf2b4"],
    ["#c9b849", "#c96823", "#be3100", "#6f0b00", "#241714"],
    ["#ff4746", "#e8da5e", "#92b55f", "#487d76", "#4b4452"],
    ["#a8bcbd", "#fcdcb3", "#f88d87", "#d65981", "#823772"],
    ["#002e34", "#004443", "#00755c", "#00c16c", "#90ff17"],
    ["#1f0a1d", "#334f53", "#45936c", "#9acc77", "#e5ead4"],
    ["#444444", "#fcf7d1", "#a9a17a", "#b52c00", "#8c0005"],
    ["#0fc3e8", "#0194be", "#e2d397", "#f07e13", "#481800"],
    ["#d8d8d8", "#e2d9d8", "#ecdad8", "#f5dbd8", "#ffdcd8"],
    ["#4b538b", "#15191d", "#f7a21b", "#e45635", "#d60257"],
    ["#c4ddd6", "#d4ddd6", "#e4ddd6", "#e4e3cd", "#ececdd"],
    ["#4d4a4b", "#f60069", "#ff41a1", "#ff90ab", "#ffccd1"],
    ["#899aa1", "#bda2a2", "#fbbe9a", "#fad889", "#faf5c8"],
    ["#000000", "#ff8830", "#d1b8a0", "#aeced2", "#cbdcdf"],
    ["#36173d", "#ff4845", "#ff745f", "#ffc55f", "#ffec5e"],
    ["#f8f8ec", "#aedd2b", "#066699", "#0a5483", "#02416d"],
    ["#184848", "#006060", "#007878", "#a8c030", "#f0f0d8"],
    ["#706767", "#e87474", "#e6a37a", "#d9c777", "#c0dbab"],
    ["#dacdbd", "#f2b8a0", "#ef97a3", "#df5c7e", "#d4486f"],
    ["#170132", "#361542", "#573e54", "#85ae72", "#bce1ab"],
    ["#e9dfcc", "#f3a36b", "#cd5b51", "#554865", "#352630"],
    ["#db5643", "#1c0f0e", "#70aa87", "#9fb38f", "#c5bd99"],
    ["#c8d197", "#d89845", "#c54b2c", "#473430", "#11baac"],
    ["#aab69b", "#9e906e", "#9684a3", "#8870ff", "#000000"],
    ["#000706", "#00272d", "#134647", "#0c7e7e", "#bfac8b"],
    ["#f1ecdf", "#d4c9ad", "#c7ba99", "#000000", "#f58723"],
    ["#565175", "#538a95", "#67b79e", "#ffb727", "#e4491c"],
    ["#fcfdeb", "#e3cebd", "#c1a2a0", "#725b75", "#322030"],
    ["#d7e8d5", "#e6f0af", "#e8ed76", "#ffcd57", "#4a3a47"],
    ["#288d85", "#b9d9b4", "#d18e8f", "#b05574", "#f0a991"],
    ["#260729", "#2a2344", "#495168", "#ccbd9e", "#d8ccb2"],
    ["#aef055", "#e0ffc3", "#25e4bc", "#3f8978", "#514442"],
    ["#affbff", "#d2fdfe", "#fefac2", "#febf97", "#fe6960"],
    ["#f7f799", "#e0d124", "#f0823f", "#bd374c", "#443a37"],
    ["#dbda97", "#efae54", "#ef6771", "#4b1d37", "#977e77"],
    ["#c8ce13", "#f8f5c1", "#349e97", "#2c0d1a", "#de1a72"],
    ["#b9113f", "#a8636e", "#97b59d", "#cfcca8", "#ffe3b3"],
    ["#ed7b83", "#ec8a90", "#eba2a4", "#e6d1ca", "#eee9c7"],
    ["#002930", "#ffffff", "#f8f0af", "#ac4a00", "#000000"],
    ["#913f33", "#ff705f", "#ffaa67", "#ffdfab", "#9fb9c2"],
    ["#edeccf", "#f1c694", "#dc6378", "#207178", "#101652"],
    ["#fee9a6", "#fec0ab", "#fa5894", "#660860", "#9380b7"],
    ["#d3c8b4", "#d4f1db", "#eecab1", "#fe6c63", "#240910"],
    ["#edd58f", "#c2bf92", "#66ac92", "#686077", "#641f5e"],
    ["#e04891", "#e1b7ed", "#f5e1e2", "#d1e389", "#b9de51"],
    ["#43777a", "#442432", "#c02948", "#d95b45", "#ecd079"],
    ["#4180ab", "#ffffff", "#8ab3cf", "#bdd1de", "#e4ebf0"],
    ["#f9d423", "#ede574", "#e1f5c4", "#add6bc", "#79b7b4"],
    ["#f4f8e6", "#f2e9e6", "#4a3d3d", "#ff6161", "#d8dec3"],
    ["#f9f6ec", "#88a1a8", "#502940", "#790614", "#0d0c0c"],
    ["#ffab03", "#fc7f03", "#fc3903", "#d1024e", "#a6026c"],
    ["#50232e", "#f77c3e", "#faba66", "#fce185", "#a2cca5"],
    ["#f9ebf2", "#f3e2e8", "#fcd7da", "#f58f9a", "#3c363b"],
    ["#ffffff", "#a1ac88", "#757575", "#464d70", "#000000"],
    ["#736558", "#fd65a0", "#fef5c6", "#aaf2e4", "#31d5de"],
    ["#f7f6e4", "#e2d5c1", "#5f3711", "#f6f6e2", "#d4c098"],
    ["#95de90", "#cef781", "#f7c081", "#ff7857", "#6b6b6b"],
    ["#f2502c", "#cad17a", "#fcf59b", "#91c494", "#c42311"],
    ["#b2d9f7", "#487aa1", "#3d3c3b", "#7c8071", "#dde3ca"],
    ["#f7dece", "#eed7c5", "#ccccbb", "#9ec4bb", "#2d2e2c"],
    ["#e3ba6a", "#bfa374", "#6d756a", "#4d686f", "#364461"],
    ["#686466", "#839cb5", "#96d7eb", "#b1e1e9", "#f2e4f9"],
    ["#f7f1e1", "#ffdbd7", "#ffb2c1", "#ce7095", "#855e6e"],
    ["#2e1e45", "#612a52", "#ba3259", "#ff695c", "#ccbca1"],
    ["#8dc9b5", "#f6f4c2", "#ffc391", "#ff695c", "#8c315d"],
    ["#0db2ac", "#f5dd7e", "#fc8d4d", "#fc694d", "#faba32"],
    ["#fffab3", "#a2e5d2", "#63b397", "#9dab34", "#2c2321"],
    ["#ebf2f2", "#d0f2e7", "#bcebdf", "#ade0db", "#d9dbdb"],
    ["#e4e6c3", "#88baa3", "#ba1e4a", "#63203d", "#361f2d"],
    ["#204b5e", "#426b65", "#baab6a", "#fbea80", "#fdfac7"],
    ["#dadad8", "#fe6196", "#ff2c69", "#1ea49d", "#cbe65b"],
    ["#910142", "#6c043c", "#210123", "#fef7d5", "#0ec0c1"],
    ["#ab505e", "#d9a071", "#cfc88f", "#a5b090", "#607873"],
    ["#43204a", "#7f1e47", "#422343", "#c22047", "#ea284b"],
    ["#482c21", "#a73e2b", "#d07e0e", "#e9deb0", "#2f615e"],
    ["#042608", "#2a5c0b", "#808f12", "#faedd9", "#ea2a15"],
    ["#ff275e", "#e6bc56", "#7f440a", "#6a9277", "#f8d9bd"],
    ["#3f324d", "#93c2b1", "#ffeacc", "#ff995e", "#de1d6a"],
    ["#ffc2ce", "#80b3ff", "#fd6e8a", "#a2122f", "#693726"],
    ["#f3d915", "#e9e4bb", "#bfd4b7", "#a89907", "#1a1c27"],
    ["#9c8680", "#eb5e7f", "#f98f6f", "#dbbf6b", "#c8eb6a"],
    ["#917f6e", "#efbc98", "#efd2be", "#efe1d1", "#d9ddcd"],
    ["#c72546", "#66424c", "#768a4f", "#b3c262", "#d5ca98"],
    ["#e6e8e3", "#d7dacf", "#bec3bc", "#8f9a9c", "#65727a"],
    ["#2f3559", "#9a5071", "#e394a7", "#f1bbbb", "#e6d8cb"],
    ["#63594d", "#b18272", "#c2b291", "#d6e4c3", "#eae3d1"],
    ["#e8de92", "#810e0b", "#febea3", "#fce5b1", "#f6f5da"],
    ["#f8f69f", "#bab986", "#7c7b6c", "#3e3e53", "#000039"],
    ["#c3dfd7", "#c8dfd2", "#cddfcd", "#d2dfc8", "#d7dfc3"],
    ["#172c3c", "#274862", "#995052", "#d96831", "#e6b33d"],
    ["#678d6c", "#fc7d23", "#fa3c08", "#bd0a41", "#772a53"],
    ["#dae2cb", "#96c3a6", "#6cb6a5", "#221d34", "#90425c"],
    ["#8c0e48", "#80ab99", "#e8dbad", "#b39e58", "#99822d"],
    ["#dbf73b", "#c0cc39", "#eb0258", "#a6033f", "#2b2628"],
    ["#f1ebeb", "#eee8e8", "#cacaca", "#24c0eb", "#5cceee"],
    ["#454545", "#743455", "#a22365", "#d11174", "#ff0084"],
    ["#796c86", "#74aa9b", "#91c68d", "#ece488", "#f6f5cd"],
    ["#7375a5", "#21a3a3", "#13c8b5", "#6cf3d5", "#2b364a"],
    ["#efac41", "#de8531", "#b32900", "#6c1305", "#330a04"],
    ["#fffbf0", "#968f4b", "#7a6248", "#ab9597", "#030506"],
    ["#31827c", "#95c68f", "#f7e9aa", "#fc8a80", "#fd4e6d"],
    ["#615050", "#776a6a", "#ad9a6f", "#f5f1e8", "#fcfcfc"],
    ["#f26b7a", "#f0f2dc", "#d9eb52", "#8ac7de", "#87796f"],
    ["#b877a8", "#b8008a", "#ff3366", "#ffcc33", "#ccff33"],
    ["#b9340b", "#cea45c", "#c5be8b", "#498379", "#3f261c"],
    ["#f4e196", "#a6bf91", "#5f9982", "#78576b", "#400428"],
    ["#72bca5", "#f4ddb4", "#f1ae2b", "#bc0b27", "#4a2512"],
    ["#ddcaa2", "#aebea3", "#b97479", "#d83957", "#4e5c69"],
    ["#141827", "#62455b", "#736681", "#c1d9d0", "#fffae3"],
    ["#2b9eb3", "#85cc9c", "#bcd9a0", "#edf79e", "#fafad7"],
    ["#cfb698", "#ff5d57", "#dd0b64", "#6f0550", "#401c2a"],
    ["#a8c078", "#a89048", "#a84818", "#61290e", "#330c0c"],
    ["#171133", "#581e44", "#c5485a", "#d4be99", "#e0ffcc"],
    ["#ebe5b2", "#f6f3c2", "#f7c69f", "#f89b7e", "#b5a28b"],
    ["#ff0f35", "#f86254", "#fea189", "#f3d5a5", "#bab997"],
    ["#20130a", "#142026", "#123142", "#3b657a", "#e9f0c9"],
    ["#bdbf90", "#35352b", "#e7e9c4", "#ec6c2b", "#feae4b"],
    ["#eeccbb", "#f1731f", "#e03e36", "#bd0d59", "#730662"],
    ["#ffcfad", "#ffe4b8", "#e6d1b1", "#b8aa95", "#5e5a54"],
    ["#ff9934", "#ffc018", "#f8fef4", "#cde54e", "#b3c631"],
    ["#d1dbc8", "#b8c2a0", "#c97c7a", "#da3754", "#1f1106"],
    ["#bda0a2", "#ffe6db", "#d1eaee", "#cbc8b5", "#efb0a9"],
    ["#4d433d", "#525c5a", "#56877d", "#8ccc81", "#bade57"],
    ["#262525", "#525252", "#e6ddbc", "#822626", "#690202"],
    ["#9d9f89", "#84af97", "#8bc59b", "#b2de93", "#ccee8d"],
    ["#52423c", "#ad5c70", "#d3ad98", "#edd4be", "#b9c3c4"],
    ["#353437", "#53576b", "#7a7b7c", "#a39b7e", "#e2c99f"],
    ["#a22c27", "#4f2621", "#9f8241", "#ebd592", "#929867"],
    ["#839074", "#939e78", "#a8a878", "#061013", "#cdcd76"],
    ["#eb9d8d", "#93865a", "#a8bb9a", "#c5cba6", "#efd8a9"],
    ["#6a3d5a", "#66666e", "#6d8d76", "#b0c65a", "#ebf74f"],
    ["#ff9966", "#d99973", "#b39980", "#8c998c", "#669999"],
    ["#d1dab9", "#92bea5", "#6f646c", "#671045", "#31233e"],
    ["#f9ded3", "#fdd1b6", "#fab4b6", "#c7b6be", "#89abb4"],
    ["#4b4b55", "#f4324a", "#ff516c", "#fb9c5a", "#fcc755"],
    ["#820081", "#fe59c2", "#fe40b9", "#fe1cac", "#390039"],
    ["#000000", "#ed0b65", "#b2a700", "#fcae11", "#770493"],
    ["#941f1f", "#ce6b5d", "#ffefb9", "#7b9971", "#34502b"],
    ["#482344", "#2b5166", "#429867", "#fab243", "#e02130"],
    ["#031c30", "#5a3546", "#b5485f", "#fc6747", "#fa8d3b"],
    ["#a9b79e", "#e8ddbd", "#dba887", "#c25848", "#9d1d36"],
    ["#666666", "#abdb25", "#999999", "#ffffff", "#cccccc"],
    ["#27081d", "#47232c", "#66997b", "#a4ca8b", "#d2e7aa"],
    ["#8fc9b9", "#d8d9c0", "#d18e8f", "#ab5c72", "#91334f"],
    ["#8ba6ac", "#d7d7b8", "#e5e6c9", "#f8f8ec", "#bdcdd0"],
    ["#ffe7bf", "#ffc978", "#c9c987", "#d1a664", "#c27b57"],
    ["#0c0636", "#095169", "#059b9a", "#53ba83", "#9fd86b"],
    ["#f3dcb2", "#facb97", "#f59982", "#ed616f", "#f2116c"],
    ["#ff3366", "#e64066", "#cc4d66", "#b35966", "#996666"],
    ["#fdf4b0", "#a4dcb9", "#5bcebf", "#32b9be", "#2e97b7"],
    ["#302727", "#ba2d2d", "#f2511b", "#f2861b", "#c7c730"],
    ["#fdbf5c", "#f69a0b", "#d43a00", "#9b0800", "#1d2440"],
    ["#dfd0af", "#e8acac", "#a45785", "#85586c", "#a1c0a1"],
    ["#f3214e", "#cf023b", "#000000", "#f4a854", "#fff8bc"],
    ["#ec4b59", "#9a2848", "#130716", "#fc8c77", "#f8dfbd"],
    ["#1f0b0c", "#e7fccf", "#d6c396", "#b3544f", "#300511"],
    ["#6e9167", "#ffdd8c", "#ff8030", "#cc4e00", "#700808"],
    ["#332e1d", "#5ac7aa", "#9adcb9", "#fafcd3", "#efeba9"],
    ["#adeada", "#bdeadb", "#cdeadc", "#ddeadd", "#edeade"],
    ["#ffad08", "#edd75a", "#73b06f", "#0c8f8f", "#405059"],
    ["#295264", "#fad9a6", "#bd2f28", "#89373d", "#142433"],
    ["#331436", "#7a1745", "#cb4f57", "#eb9961", "#fcf4b6"],
    ["#fef0a5", "#f8d28b", "#e3b18b", "#a78d9e", "#74819d"],
    ["#f7ead9", "#e1d2a9", "#88b499", "#619885", "#67594e"],
    ["#210518", "#3d1c33", "#5e4b55", "#7c917f", "#93bd9a"],
    ["#ecf8d4", "#e0deab", "#cb8e5f", "#85685a", "#0d0502"],
    ["#a2c7bb", "#dde29f", "#ac8d49", "#ac0d0d", "#320606"],
    ["#fce7d2", "#e0dbbd", "#c0ceaa", "#fd8086", "#eb5874"],
    ["#ff667c", "#fbbaa4", "#f9e5c0", "#2c171c", "#b6d0a0"],
    ["#fcf3e3", "#ed4c87", "#63526e", "#6cbaa4", "#f2ad5e"],
    ["#a8ab84", "#000000", "#c6c99d", "#0c0d05", "#e7ebb0"],
    ["#940533", "#c0012a", "#f5061d", "#ff8800", "#ffb300"],
    ["#d45e80", "#c6838c", "#cfbf9e", "#f7dea8", "#f6be5f"],
    ["#d6d578", "#b1bf63", "#9dad42", "#258a60", "#0a3740"],
    ["#a6988a", "#88a19f", "#6aabb5", "#4bb4ca", "#1ec3ea"],
    ["#470d3b", "#7e2f56", "#c0576f", "#e48679", "#febd84"],
    ["#99cccc", "#a8bdc2", "#b8aeb8", "#c79ead", "#d78fa3"],
    ["#d1f7ba", "#dbdea6", "#d1bd95", "#8c686b", "#391b4a"],
    ["#3f264d", "#5d2747", "#9f3647", "#db4648", "#fb9553"],
    ["#ffffff", "#ff97ca", "#ff348e", "#be0049", "#770021"],
    ["#e1e6e3", "#bfd6c7", "#c7bd93", "#ff7876", "#574b45"],
    ["#abece4", "#c4d004", "#ff9f15", "#fb7991", "#926d40"],
    ["#1c0b2b", "#301c41", "#413b6b", "#5c65c0", "#6f95ff"],
    ["#0ccaba", "#e3f5b7", "#e6ae00", "#d46700", "#9e3f00"],
    ["#b7aea5", "#f77014", "#e33c08", "#433d3d", "#221d21"],
    ["#fb6f24", "#8ca315", "#5191c1", "#1e6495", "#0a4b75"],
    ["#2c2b4b", "#a75293", "#9c7a9d", "#9ddacb", "#f8dcb4"],
    ["#de4c45", "#d9764d", "#cc9e8a", "#c1c5c7", "#ebdfc6"],
    ["#d24d6c", "#ad8484", "#d9d5bb", "#c1858f", "#b05574"],
    ["#060212", "#fe5412", "#fc1a1a", "#795c06", "#4f504f"],
    ["#d9d9db", "#b7ae8f", "#978f84", "#4a362f", "#121210"],
    ["#e9d7a9", "#d2d09f", "#d5a57f", "#b56a65", "#4b3132"],
    ["#ff7a24", "#ff6d54", "#f76d75", "#e8728f", "#c97ba5"],
    ["#7f135f", "#a0667a", "#c2b895", "#c4cab0", "#c7dcca"],
    ["#5d917d", "#fff9de", "#cdd071", "#b81c48", "#632739"],
    ["#ffe6bd", "#ffcc7a", "#e68a6c", "#8a2f62", "#260016"],
    ["#fcd8af", "#fec49b", "#fe9b91", "#fd6084", "#045071"],
    ["#f4fce2", "#d3ebc7", "#aabfaa", "#bf9692", "#fc0284"],
    ["#3c515d", "#3d6868", "#40957f", "#a7c686", "#fcee8c"],
    ["#d46419", "#b34212", "#341405", "#166665", "#83870e"],
    ["#f19601", "#f21f26", "#251819", "#ebc83a", "#73b295"],
    ["#27191c", "#2d3839", "#114d4d", "#6e9987", "#e0e4ce"],
    ["#c3b68c", "#6e5b54", "#b94866", "#afb7a0", "#f4eed4"],
    ["#f6eddc", "#e3e5d7", "#bdd6d2", "#a5c8ca", "#586875"],
    ["#88d1ca", "#ded6c9", "#e68a2e", "#c90a00", "#452b34"],
    ["#edf3c5", "#f2cc49", "#b7be5f", "#24b399", "#2d1c28"],
    ["#200e38", "#6a0e47", "#b50d57", "#ff0d66", "#dec790"],
    ["#ebebab", "#78bd91", "#4d8f81", "#9b4b54", "#f22b56"],
    ["#efece2", "#81d7cd", "#ff0048", "#b13756", "#5b1023"],
    ["#95aa61", "#121310", "#f6f8ee", "#d6e68a", "#899752"],
    ["#0d0210", "#4d3147", "#866a80", "#c9b7c7", "#fffbff"],
    ["#fffff7", "#e9fccf", "#d8fcb3", "#b1fcb3", "#89fcb3"],
    ["#1a2b2b", "#332222", "#4d1a1a", "#661111", "#800909"],
    ["#f7f0ba", "#e0dba4", "#a9cba6", "#7ebea3", "#53a08e"],
    ["#fcf9ce", "#c4e0a6", "#dea37a", "#bd3737", "#d54c4a"],
    ["#f8db7e", "#ec6349", "#ce2340", "#6f1b2c", "#310a26"],
    ["#689195", "#050000", "#ab8288", "#cea4a6", "#ffcdc5"],
    ["#b6d9c3", "#c6a9ac", "#d48299", "#e64e81", "#fd0a60"],
    ["#551bb3", "#268fbe", "#2cb8b2", "#3ddb8f", "#a9f04d"],
    ["#7e949e", "#aec2ab", "#ebcea0", "#fc7765", "#ff335f"],
    ["#fcf6d2", "#fcf6d2", "#fbe2b9", "#c6c39a", "#281f20"],
    ["#f5c8bf", "#e0d2c5", "#cad9ca", "#a7e3c1", "#495453"],
    ["#8d1042", "#a25d47", "#a08447", "#97aa66", "#b8b884"],
    ["#f9f9e7", "#505045", "#161613", "#c0a1ae", "#c1e0e0"],
    ["#cad5ad", "#f9df94", "#f6a570", "#e77a77", "#54343f"],
    ["#73c5aa", "#c6c085", "#f9a177", "#f76157", "#4c1b05"],
    ["#cf3a69", "#8f4254", "#7caa96", "#b6c474", "#d4d489"],
    ["#f5ea95", "#fc8e5b", "#fc5956", "#c93e4f", "#3d1734"],
    ["#16c1c8", "#49cccc", "#7cd7cf", "#aee1d3", "#e1ecd6"],
    ["#807070", "#9a8fc8", "#8dbdeb", "#a5e6c8", "#d9f5b5"],
    ["#1f2f3a", "#98092b", "#df931b", "#e0daa3", "#9fb982"],
    ["#020202", "#493d3f", "#bdb495", "#f8f2ce", "#d8d989"],
    ["#d8f5d1", "#9ddbca", "#92b395", "#726c81", "#565164"],
    ["#0f132e", "#19274e", "#536d88", "#b49b85", "#eac195"],
    ["#e85a50", "#feffd6", "#5bb7b6", "#010002", "#fdf37a"],
    ["#939473", "#4f784e", "#2d5e4c", "#13444d", "#252326"],
    ["#bfe4cd", "#ddb37d", "#fa8331", "#fb4848", "#fd0a60"],
    ["#f0f0d8", "#d8d8c0", "#7a8370", "#df8615", "#f84600"],
    ["#ef4335", "#f68b36", "#f2cd4f", "#cae081", "#88eed0"],
    ["#04394e", "#00875e", "#a7cc15", "#f5cc17", "#f56217"],
    ["#5a3938", "#847b6d", "#a3ab98", "#d2d5af", "#dfa49b"],
    ["#75727a", "#997f87", "#b88c87", "#d39679", "#f3a76d"],
    ["#b68810", "#301406", "#7f9473", "#d3c795", "#c02c20"],
    ["#423431", "#f70b17", "#050000", "#9a8c29", "#e7cba4"],
    ["#f6b149", "#f8572d", "#df2a33", "#a22543", "#6b312d"],
    ["#404467", "#5c627a", "#a3b6a2", "#b2ccaf", "#fffaac"],
    ["#4a3333", "#e1473f", "#9a9088", "#80b0ab", "#dbd1b3"],
    ["#9e9e9e", "#5ecde0", "#00fff2", "#c4ffc9", "#e0e0e0"],
    ["#2f1335", "#620e5d", "#9d007a", "#ce3762", "#ff6e49"],
    ["#ff8591", "#efaaa3", "#8caaa2", "#5a9b95", "#44878f"],
    ["#524e4e", "#ff2b73", "#ff5a6a", "#ff9563", "#ffcd37"],
    ["#0f7d7e", "#76b5a0", "#fffdd1", "#ff7575", "#d33649"],
    ["#3e3742", "#825e65", "#cc8383", "#ebc4a9", "#e6e0c5"],
    ["#eec77a", "#e77155", "#c71755", "#7b3336", "#5b9b9a"],
    ["#d0dccb", "#d7c7be", "#b3c5ba", "#88c3b5", "#6d6168"],
    ["#f7f4e8", "#daf3ea", "#85e6c0", "#6bb39b", "#0b0b0d"],
    ["#541e35", "#df5d2e", "#ffb43e", "#a4c972", "#6bb38e"],
    ["#c39738", "#ffff96", "#7f4311", "#5e4318", "#361f00"],
    ["#d94052", "#ee7e4c", "#ead56c", "#94c5a5", "#898b75"],
    ["#741952", "#fe3174", "#f1c15d", "#94bb68", "#09a3ad"],
    ["#ffffff", "#000000", "#ff006f", "#ffb300", "#fff538"],
    ["#516d7d", "#2a728e", "#9d870c", "#f93f03", "#f9eee2"],
    ["#220114", "#811628", "#bd3038", "#ff7e57", "#f8b068"],
    ["#33242b", "#e30842", "#fc4630", "#ff9317", "#c4ff0d"],
    ["#f1ffd5", "#d6e6b7", "#a35481", "#b8136f", "#ea0063"],
    ["#58534c", "#f1d3ab", "#dbce79", "#f95842", "#0eaeab"],
    ["#fb545c", "#99662d", "#b7e1a1", "#cdeda1", "#fdf5a4"],
    ["#ffeec2", "#fe9e8e", "#f80174", "#c4037a", "#322c8e"],
    ["#fe9600", "#ffc501", "#ffee4a", "#77477e", "#03001c"],
    ["#cb6f84", "#291d21", "#5d544d", "#cfccbb", "#e1daca"],
    ["#ff8d7b", "#c88984", "#947280", "#d6b58c", "#dcd392"],
    ["#22806b", "#a89f1d", "#facb4b", "#fcaf14", "#ed7615"],
    ["#e0dcb8", "#c4bc16", "#918f61", "#c21f40", "#302c25"],
    ["#79aba2", "#b4b943", "#b7833a", "#a04b26", "#301e1a"],
    ["#3b3e37", "#e19563", "#9fb39b", "#d39088", "#f0ddb5"],
    ["#cbdad5", "#89a7b1", "#566981", "#3a415a", "#34344e"],
    ["#281b24", "#d02941", "#f57e67", "#d9c9a5", "#8cab94"],
    ["#ebe7a7", "#a7ebc9", "#78b395", "#917c67", "#5e5953"],
    ["#582770", "#773d94", "#943d8a", "#c22760", "#e81764"],
    ["#b19676", "#766862", "#92bf9f", "#e3d49c", "#f9f0b7"],
    ["#fef1e0", "#f6e6ce", "#3b2e2a", "#3f0632", "#a47f1a"],
    ["#670d0f", "#f01945", "#f36444", "#ffce6f", "#ffe3c9"],
    ["#555231", "#9c8c51", "#bcac71", "#e9db9c", "#79927d"],
    ["#d3dbd9", "#a4bdbc", "#ffdabf", "#ffbf91", "#ff9a52"],
    ["#d2d2d2", "#58afb8", "#269199", "#ec225e", "#020305"],
    ["#f5d393", "#f39772", "#eb6765", "#261329", "#1a0b2a"],
    ["#af0745", "#fa4069", "#fe9c6b", "#fcda90", "#c8b080"],
    ["#fe958f", "#f3d7c2", "#8bb6a3", "#17a7a8", "#122f51"],
    ["#2a1e1e", "#503850", "#aa6581", "#f99fa9", "#ffc5c1"],
    ["#281916", "#e86786", "#f4a1b5", "#ffd2cb", "#96b5ad"],
    ["#e4f3d8", "#afcacc", "#ffa02e", "#e80560", "#331d4a"],
    ["#fff4ce", "#d0deb8", "#ffa492", "#ff7f81", "#ff5c71"],
    ["#8e3f65", "#73738d", "#72a5ae", "#98e9d0", "#d8ffcc"],
    ["#d2fae2", "#e6f8b1", "#f6d5ad", "#f6b794", "#e59da0"],
    ["#ad2003", "#e0e6ae", "#bdd3b6", "#836868", "#5f0609"],
    ["#942222", "#bd3737", "#d4cdad", "#98c3a1", "#25857d"],
    ["#3d2304", "#7f6000", "#deb069", "#c41026", "#3d0604"],
    ["#001f21", "#029b99", "#ebe7b7", "#de4f15", "#ecc039"],
    ["#fb6a3d", "#fbe5ac", "#361d20", "#a2bc97", "#f7cd67"],
    ["#81749c", "#4d3e6b", "#8daec3", "#c5dfe0", "#fcfce2"],
    ["#8e978d", "#97c4ad", "#bfedbe", "#e6fcd9", "#cdf2d6"],
    ["#5e3848", "#666163", "#a7b381", "#cad197", "#cde0bf"],
    ["#817a8a", "#cdbbbb", "#fcddc8", "#fffeea", "#efcaba"],
    ["#160d18", "#23145b", "#09456c", "#026f6e", "#1ca39e"],
    ["#907071", "#7bbda1", "#a4d9a3", "#c6d7a0", "#fbdcb0"],
    ["#420b58", "#fc036c", "#f1a20b", "#8d9c09", "#08807b"],
    ["#cc8f60", "#b7a075", "#9eb48e", "#8cc2a0", "#77d4b6"],
    ["#3a3232", "#d83018", "#f07848", "#fdfcce", "#c0d8d8"],
    ["#cf0638", "#fa6632", "#fecd23", "#0a996f", "#0a6789"],
    ["#ff4000", "#ffefb5", "#319190", "#ffc803", "#260d0d"],
    ["#4acabb", "#cbe5c0", "#fcf9c2", "#edc5bd", "#84407b"],
    ["#c75f77", "#fefab6", "#77a493", "#836177", "#654b49"],
    ["#d1dc5a", "#e0f7e0", "#77f2de", "#6ac5cb", "#45444e"],
    ["#400e28", "#992f4d", "#f25872", "#f08e73", "#e8b787"],
    ["#6c788e", "#a6aec1", "#cfd5e1", "#ededf2", "#fcfdff"],
    ["#96b5a6", "#fce1cb", "#febeac", "#4e383d", "#d9434f"],
    ["#d6496c", "#7db8a2", "#d6dd90", "#fffad3", "#7e638c"],
    ["#a2825c", "#88d3ab", "#f9fad2", "#f5da7a", "#ff985e"],
    ["#ec6363", "#ec7963", "#ecb163", "#dfd487", "#bdebca"],
    ["#282832", "#77181e", "#a92727", "#c6d6d6", "#dee7e7"],
    ["#1c31a5", "#101f78", "#020f59", "#010937", "#000524"],
    ["#2f2e30", "#e84b2c", "#e6d839", "#7cd164", "#2eb8ac"],
    ["#becec4", "#688a7c", "#9d7c5b", "#e35241", "#e49183"],
    ["#cdb27b", "#de7c04", "#e4211b", "#c00353", "#5e2025"],
    ["#2a0308", "#924f1b", "#e2ac3f", "#f8ebbe", "#7ba58d"],
    ["#966c80", "#96bda8", "#bfd4ad", "#f7d3a3", "#eca36c"],
    ["#9aedb5", "#ab9a89", "#a3606d", "#4f2d4b", "#291e40"],
    ["#636363", "#85827e", "#d1b39f", "#ffecd1", "#ffd1b3"],
    ["#4d4d4d", "#637566", "#a39c67", "#d69e60", "#ff704d"],
    ["#efd8a4", "#e8ae96", "#e49d89", "#e47f83", "#a8c99e"],
    ["#281a1a", "#4e2d28", "#70454e", "#ae736f", "#dda8b0"],
    ["#f2f2f2", "#348e91", "#1c5052", "#213635", "#0a0c0d"],
    ["#c9ad9b", "#ffbda1", "#e05576", "#703951", "#452a37"],
    ["#e0be7e", "#e89d10", "#db4b23", "#382924", "#136066"],
    ["#40122c", "#656273", "#59baa9", "#d8f171", "#fcffd9"],
    ["#1a110e", "#4e051c", "#f7114b", "#c4b432", "#bcb7ab"],
    ["#f0debb", "#59a87d", "#16453f", "#091c1a", "#541734"],
    ["#8d9c9d", "#e00b5b", "#f5b04b", "#fcdfbd", "#45373e"],
    ["#eeaeaa", "#daaeaa", "#c6aeaa", "#b2aeaa", "#9eaeaa"],
    ["#f67968", "#f67968", "#f68c68", "#f68c68", "#f6a168"],
    ["#ef7270", "#ee9f80", "#f3ecbe", "#cdaf7b", "#59291b"],
    ["#2a8b8b", "#75c58e", "#bfff91", "#dfe9a8", "#ffd2bf"],
    ["#b0da09", "#f99400", "#f00a5e", "#b80090", "#544f51"],
    ["#f5e1a4", "#d9d593", "#ee7f27", "#bc162a", "#302325"],
    ["#93ba85", "#bda372", "#f49859", "#ff494b", "#5e363f"],
    ["#eda08c", "#876f55", "#a19153", "#b1b080", "#b1ceaf"],
    ["#fb7968", "#f9c593", "#fafad4", "#b0d1b2", "#89b2a2"],
    ["#c0b19e", "#ffb48f", "#f68b7b", "#f6464a", "#911440"],
    ["#ffffe5", "#dffda7", "#6ecf42", "#31a252", "#6b456c"],
    ["#c92c2c", "#cf6123", "#f3c363", "#f1e9bb", "#5c483a"],
    ["#ffffc2", "#f0ffc2", "#e0ffc2", "#d1ffc2", "#c2ffc2"],
    ["#ffffff", "#5e9188", "#3e5954", "#253342", "#232226"],
    ["#110303", "#c3062c", "#ff194b", "#8fa080", "#708066"],
    ["#96958a", "#76877d", "#88b8a9", "#b2cbae", "#dbddb4"],
    ["#fff7bc", "#fee78a", "#f8a348", "#e15244", "#3a7b50"],
    ["#faf4e0", "#d2ff1f", "#ffc300", "#ff6a00", "#3b0c2c"],
    ["#2b2318", "#524835", "#56704b", "#5d9e7e", "#78b3a4"],
    ["#615c5c", "#e30075", "#ff4a4a", "#ffb319", "#ebe8e8"],
    ["#f46472", "#f2ecc3", "#fff9d8", "#bed6ab", "#999175"],
    ["#3b5274", "#9c667d", "#ce938b", "#e8cc9c", "#e3e1b1"],
    ["#092b5a", "#09738a", "#78a890", "#9ed1b7", "#e7d9b4"],
    ["#cde9ca", "#ced89d", "#dfba74", "#e8a249", "#575e55"],
    ["#2f2c2b", "#413726", "#79451d", "#d7621a", "#fd8d32"],
    ["#b7b09e", "#493443", "#eb6077", "#f0b49e", "#f0e2be"],
    ["#d0d167", "#fffcff", "#e6dddc", "#ff0c66", "#969ba2"],
    ["#010d23", "#03223f", "#038bbb", "#fccb6f", "#e19f41"],
    ["#30182b", "#f0f1bc", "#60f0c0", "#ff360e", "#191f04"],
    ["#d8c358", "#6d0839", "#d0e799", "#25271e", "#fbeff4"],
    ["#f28a49", "#f7e3b2", "#e3967d", "#57342d", "#9dbfa4"],
    ["#2f003f", "#be0001", "#ff8006", "#f3c75f", "#e9cfaa"],
    ["#504375", "#39324d", "#ffe8ef", "#c22557", "#ed5887"],
    ["#beed80", "#59d999", "#31ada1", "#51647a", "#453c5c"],
    ["#d8d3ab", "#b0b19f", "#784d5f", "#ba456a", "#d04969"],
    ["#548c82", "#d1ce95", "#fcfade", "#d55d63", "#452d3d"],
    ["#becb7c", "#84967e", "#962c4c", "#f05d67", "#faa191"],
    ["#89666d", "#d2c29f", "#e3a868", "#f76f6d", "#f2306d"],
    ["#07f9a2", "#09c184", "#0a8967", "#0c5149", "#0d192b"],
    ["#c3aaa5", "#d76483", "#ef9ca4", "#ffc2bb", "#f6e5cb"],
    ["#c3d297", "#ffffff", "#c3b199", "#3a2d19", "#e8373e"],
    ["#f7e6be", "#e89a80", "#a93545", "#4d4143", "#485755"],
    ["#fdf2c5", "#efe8b2", "#c6d1a6", "#82bfa0", "#7a6f5d"],
    ["#f00065", "#fa9f43", "#f9fad2", "#262324", "#b3dbc8"],
    ["#dfcccc", "#ffd3d3", "#ffa4a4", "#d17878", "#965959"],
    ["#a1a6aa", "#bd928b", "#de7571", "#ff4e44", "#282634"],
    ["#fdec6f", "#f2e9b0", "#ecdfdb", "#ede3fb", "#fedfae"],
    ["#4aedd7", "#705647", "#ed6d4a", "#ffca64", "#3fd97f"],
    ["#352640", "#92394b", "#a9767a", "#d1b4a2", "#f1f2ce"],
    ["#330708", "#e84624", "#e87624", "#e8a726", "#e8d826"],
    ["#fb6066", "#ffefc1", "#fdd86e", "#ffa463", "#f66b40"],
    ["#62462a", "#01ffac", "#8ff638", "#a2fa1b", "#855d46"],
    ["#f7c097", "#829d74", "#de3c2f", "#eb5f07", "#f18809"],
    ["#aaaa91", "#848478", "#5e5e5e", "#383845", "#12122b"],
    ["#3b0503", "#f67704", "#f85313", "#fedc57", "#9ecfbc"],
    ["#140d1a", "#42142a", "#ff2e5f", "#ffd452", "#faeeca"],
    ["#7ebeb2", "#d1f3db", "#da9c3c", "#bc1953", "#7d144c"],
    ["#678c99", "#b8c7cc", "#fff1cf", "#d6c292", "#b59e67"],
    ["#21203f", "#fff1ce", "#e7bfa5", "#c5a898", "#4b3c5d"],
    ["#81657e", "#3ea3af", "#9fd9b3", "#f0f6b9", "#ff1d44"],
    ["#368986", "#e79a32", "#f84339", "#d40f60", "#005c81"],
    ["#fcf7d7", "#fea667", "#ffe461", "#c4c776", "#f4d092"],
    ["#e8608c", "#71cbc4", "#fff9f4", "#cdd56e", "#ffbd68"],
    ["#ff5252", "#ff7752", "#ff9a52", "#ffb752", "#5e405b"],
    ["#d5d8c7", "#d4d6ce", "#d3d5d5", "#d1d3dc", "#d0d2e3"],
    ["#829b86", "#96b7a2", "#a6aa56", "#b4b969", "#dfdb9c"],
    ["#050003", "#496940", "#93842f", "#ffa739", "#fce07f"],
    ["#382a2a", "#ff3d3d", "#ff9d7d", "#e5ebbc", "#8dc4b7"],
    ["#3d0a49", "#5015bd", "#027fe9", "#00caf8", "#e0daf7"],
    ["#edffb3", "#99928e", "#bfe3c3", "#dbedc2", "#fff2d4"],
    ["#471754", "#991d5d", "#f2445e", "#f07951", "#dec87a"],
    ["#f2ecdc", "#574345", "#e3dacb", "#c5ffe5", "#f5eed4"],
    ["#d4cdc5", "#5b88a5", "#f4f4f2", "#191013", "#243a69"],
    ["#a6e094", "#e8e490", "#f07360", "#bf2a7f", "#5c3d5b"],
    ["#622824", "#2f0618", "#412a9c", "#1b66ff", "#00cef5"],
    ["#10100f", "#26503c", "#849112", "#9d4e0f", "#840943"],
    ["#fffec7", "#e1f5c4", "#9dc9ac", "#919167", "#ff4e50"],
    ["#dacdac", "#f39708", "#f85741", "#0e9094", "#1e1801"],
    ["#46294a", "#ad4c6b", "#e07767", "#e0ae67", "#d4e067"],
    ["#ff9b8f", "#ef7689", "#9e6a90", "#766788", "#71556b"],
    ["#5e0324", "#692764", "#7b7893", "#7fb1a8", "#94f9bf"],
    ["#2b2c30", "#35313b", "#453745", "#613c4c", "#ff1457"],
    ["#f8dac2", "#f2a297", "#f4436f", "#ca1444", "#142738"],
    ["#92b2a7", "#6e7b8c", "#b69198", "#efa09b", "#e7c7b0"],
    ["#e1edd1", "#aab69b", "#9e906e", "#b47941", "#cf391d"],
    ["#e5e6b8", "#c6d4b8", "#6ca6a3", "#856a6a", "#9c325c"],
    ["#e81e4a", "#0b1d21", "#078a85", "#68baab", "#edd5c5"],
    ["#6ea49b", "#d9d0ac", "#6b8f0b", "#7d3f60", "#372b2e"],
    ["#333237", "#fb8351", "#ffad64", "#e9e2da", "#add4d3"],
    ["#e4ffd4", "#ebe7a7", "#edc68e", "#a49e7e", "#6e8f85"],
    ["#f2e7d2", "#f79eb1", "#ae8fba", "#4c5e91", "#473469"],
    ["#fe495f", "#fe9d97", "#fffec8", "#d8fd94", "#bded7e"],
    ["#240f03", "#4b2409", "#bd7a22", "#e79022", "#df621c"],
    ["#f5f5f5", "#e9e9e9", "#006666", "#008584", "#cccccc"],
    ["#fa7785", "#24211a", "#d5d87d", "#b1d4b6", "#53cbbf"],
    ["#37ab98", "#80bc96", "#a6c88c", "#e1ce8a", "#37053b"],
    ["#3b331f", "#ed6362", "#ff8e65", "#dceb5b", "#58ce74"],
    ["#db3026", "#e88a25", "#f9e14b", "#efed89", "#7abf66"],
    ["#24434b", "#fc325b", "#fa7f4b", "#bfbc84", "#63997a"],
    ["#06d9b6", "#a4f479", "#d4d323", "#d13775", "#9c3c86"],
    ["#260d33", "#003f69", "#106b87", "#157a8c", "#b3aca4"],
    ["#d6ce8b", "#8fd053", "#02907d", "#03453d", "#2c1001"],
    ["#402b30", "#faddb4", "#f4c790", "#f2977e", "#ba6868"],
    ["#f5e3ae", "#fff5d6", "#e1e6d3", "#b1ccc4", "#4e5861"],
    ["#3b4344", "#51615b", "#bbbd91", "#f06f6b", "#f12f5d"],
    ["#85b394", "#a7ba59", "#f0f0d8", "#f0d890", "#ae2f27"],
    ["#af162a", "#95003a", "#830024", "#5a0e3d", "#44021e"],
    ["#b9030f", "#9e0004", "#70160e", "#161917", "#e1e3db"],
    ["#070705", "#3e4b51", "#6f737e", "#89a09a", "#c1c0ae"],
    ["#e4a691", "#f7efd8", "#c8c8a9", "#556270", "#273142"],
    ["#9cd6c8", "#f1ffcf", "#f8df82", "#fac055", "#e57c3a"],
    ["#fbe4ae", "#dacb8a", "#897632", "#392e0e", "#6bb88a"],
    ["#c1ddc7", "#f5e8c6", "#bbcd77", "#dc8051", "#f4d279"],
    ["#a7848b", "#b88f93", "#f5d5c6", "#f9efd4", "#b8cabe"],
    ["#585d5d", "#e06f72", "#e7a17a", "#e4b17d", "#d1cbc0"],
    ["#4e3150", "#c7777f", "#b6dec1", "#d6ecdf", "#fbf6b5"],
    ["#259b9b", "#6fbcaa", "#b8d6b0", "#feedbf", "#ff1964"],
    ["#e6626f", "#efae78", "#f5e19c", "#a2ca8e", "#66af91"],
    ["#efe2bf", "#f5a489", "#ef8184", "#a76378", "#a8c896"],
    ["#17181f", "#314d4a", "#0b8770", "#a6c288", "#ebe68d"],
    ["#02fcf3", "#a9e4cf", "#cae0c8", "#deddc4", "#e8e7d2"],
    ["#801245", "#f4f4dd", "#dcdbaf", "#5d5c49", "#3d3d34"],
    ["#878286", "#88b6a3", "#bdba9e", "#e2c18d", "#e2bb64"],
    ["#e5e5e5", "#f1dbda", "#fcd0cf", "#cfbdbf", "#a2a9af"],
    ["#e7ddd3", "#c0c2bd", "#9c9994", "#29251c", "#e6aa9f"],
    ["#000000", "#7890a8", "#304878", "#181848", "#f0a818"],
    ["#fab96b", "#f19474", "#ea777b", "#94919a", "#69a2a8"],
    ["#2eb3a1", "#4fb37c", "#79b36b", "#a2ab5e", "#bca95b"],
    ["#72bab0", "#f0c69c", "#d1284f", "#9e0e30", "#301a1a"],
    ["#6d165a", "#a0346e", "#ec5c8d", "#ff8c91", "#ffc4a6"],
    ["#d0dcb3", "#dabd90", "#df7670", "#f4065e", "#837d72"],
    ["#f7f3cf", "#c2e4cb", "#36cecc", "#27b1bf", "#176585"],
    ["#61d4b0", "#8ee696", "#baf77c", "#e8ff65", "#ecedd5"],
    ["#322f3e", "#e63c6d", "#f5b494", "#ede7a5", "#abdecb"],
    ["#c0b698", "#647e37", "#300013", "#6e9a81", "#d2c8a7"],
    ["#594747", "#6743a5", "#7345d6", "#2e2e2e", "#bfab93"],
    ["#4e031e", "#5d2d4e", "#5a4c6e", "#447390", "#05a1ad"],
    ["#f9ebc4", "#ffb391", "#fc2f68", "#472f5f", "#08295e"],
    ["#d3c6cc", "#e2c3c6", "#eecfc4", "#f8e6c6", "#ffffcc"],
    ["#02031a", "#021b2b", "#b10c43", "#ff0841", "#ebdfcc"],
    ["#463a2a", "#5c4b37", "#dddd92", "#57c5c7", "#00b5b9"],
    ["#e72313", "#fffcf7", "#67b588", "#65a675", "#141325"],
    ["#648285", "#b4a68e", "#080d0d", "#f3daaa", "#a3c4c2"],
    ["#3a3132", "#0f4571", "#386dbd", "#009ddd", "#05d3f8"],
    ["#010300", "#314c53", "#5a7f78", "#bbdec6", "#f7f8fc"],
    ["#66ffff", "#8cbfe6", "#b380cc", "#d940b3", "#ff0099"],
    ["#63072c", "#910f43", "#a65d53", "#d59500", "#f7f7a1"],
    ["#a69a81", "#e0d3b8", "#eb9e6e", "#eb6e6e", "#706f6b"],
    ["#edd8bb", "#e2aa87", "#fef7e1", "#a2d3c7", "#ef8e7d"],
    ["#070743", "#169d99", "#b9cc01", "#fae894", "#ab0768"],
    ["#edb886", "#f1c691", "#ffe498", "#f9f9f1", "#b9a58d"],
    ["#87b091", "#c4d4ab", "#e0e0b6", "#171430", "#eff0d5"],
    ["#ff7c70", "#f2dfb1", "#b7c9a9", "#674d69", "#2e292e"],
    ["#1f0441", "#fc1068", "#fcab10", "#f9ce07", "#0ce3e8"],
    ["#2a091c", "#87758f", "#85aab0", "#a3c3b8", "#e3edd2"],
    ["#211c33", "#2b818c", "#ffc994", "#ed2860", "#990069"],
    ["#f75e50", "#eac761", "#e8df9c", "#91c09e", "#7d7769"],
    ["#fff7e5", "#fecdd0", "#f8afb8", "#f5a3af", "#59483e"],
    ["#11091a", "#2f2f4d", "#626970", "#bab195", "#e8d18e"],
    ["#68b2f8", "#506ee5", "#7037cd", "#651f71", "#1d0c20"],
    ["#c9031a", "#9d1722", "#4a2723", "#07a2a6", "#ffeccb"],
    ["#fa3419", "#f3e1b6", "#7cbc9a", "#23998e", "#1d5e69"],
    ["#000000", "#a69682", "#7e9991", "#737373", "#d8770c"],
    ["#cc063e", "#e83535", "#fd9407", "#e2d9c2", "#10898b"],
    ["#cbe4ea", "#ead1cb", "#af9c98", "#657275", "#000000"],
    ["#a9baae", "#e6d0b1", "#deb297", "#c98d7b", "#8a6662"],
    ["#fb573b", "#4f393c", "#8ea88d", "#9cd0ac", "#f4eb9e"],
    ["#9d9382", "#ffc1b2", "#ffdbc8", "#fff6c7", "#dcd7c2"],
    ["#a89d87", "#bab100", "#f91659", "#b31d6a", "#2e2444"],
    ["#decba0", "#a0ab94", "#6b9795", "#594461", "#6e1538"],
    ["#fef7d5", "#abee93", "#2d938e", "#0b4462", "#f7a48b"],
    ["#4b1623", "#75233d", "#c4594b", "#f0b96b", "#fdf57e"],
    ["#00686c", "#32c2b9", "#edecb3", "#fad928", "#ff9915"],
    ["#f3ffd2", "#bff1ce", "#82bda7", "#6e837c", "#2e0527"],
    ["#e0eebd", "#dae98a", "#e17572", "#ce1446", "#2b0b16"],
    ["#40223c", "#42988f", "#b1c592", "#f1ddba", "#fb718a"],
    ["#8fbfb9", "#649ea7", "#bddb88", "#e0f3b2", "#eefaa8"],
    ["#3b1a01", "#a5cc7a", "#dcffb6", "#633b1c", "#db3c6e"],
    ["#865a19", "#c4b282", "#85005b", "#520647", "#0e002f"],
    ["#0e0036", "#4c264b", "#a04f62", "#d2a391", "#e6d7b8"],
    ["#b9f8f0", "#b6d3a5", "#ee9b57", "#ef2b41", "#11130e"],
    ["#a4f7d4", "#9ae07d", "#ada241", "#a13866", "#381c30"],
    ["#320139", "#331b3b", "#333e50", "#5c6e6e", "#f1debd"],
    ["#e5fec5", "#c5fec6", "#a3fec7", "#29ffc9", "#392a35"],
    ["#e3604d", "#d1c8a3", "#acba9d", "#7b5d5e", "#c6ad71"],
    ["#300d28", "#70615c", "#8ca38b", "#f7eeaa", "#edb552"],
    ["#1f192f", "#2d6073", "#65b8a6", "#b5e8c3", "#f0f7da"],
    ["#ebe5ce", "#ced1c0", "#bad1c9", "#8c162a", "#660022"],
    ["#1a0c12", "#f70a71", "#ffdaa6", "#ffb145", "#74ab90"],
    ["#bbaa9a", "#849b95", "#90856f", "#b6554c", "#d83a31"],
    ["#e4e2af", "#ffa590", "#e5cbb4", "#fff1d7", "#56413e"],
    ["#7e6762", "#cf5a60", "#f85a69", "#f0b593", "#e3dfbc"],
    ["#484450", "#466067", "#459a96", "#34baab", "#c4c8c5"],
    ["#f2ecb0", "#ebb667", "#d65c56", "#823c3c", "#1b1c26"],
    ["#fbffcc", "#caf2be", "#ddc996", "#f67975", "#f13565"],
    ["#574d4f", "#ffffff", "#969091", "#ffe999", "#ffd952"],
    ["#caf729", "#79dd7e", "#2ecbaa", "#21b6b6", "#888dda"],
    ["#ffe3b3", "#ff9a52", "#ff5252", "#c91e5a", "#3d2922"],
    ["#99db49", "#069e8c", "#211d19", "#575048", "#9e064a"],
    ["#e2e2b2", "#49fecf", "#370128", "#e42355", "#fe7945"],
    ["#f3b578", "#f78376", "#da4c66", "#8f3c68", "#3f3557"],
    ["#eed47f", "#f2e0a0", "#d8d8b2", "#8cb0b0", "#432332"],
    ["#5c1b35", "#d43f5d", "#f2a772", "#e8d890", "#e2edb7"],
    ["#79d6b7", "#ccd6bd", "#d7c3ab", "#f0afab", "#f58696"],
    ["#cdb28a", "#f9f4e3", "#d4ddb1", "#b1ba8e", "#7a6448"],
    ["#f1f7cd", "#d3f7cd", "#b5f7cd", "#403a26", "#81876c"],
    ["#c7003f", "#f90050", "#f96a00", "#faab00", "#daf204"],
    ["#412973", "#753979", "#b1476d", "#eb9064", "#bed9c8"],
    ["#8f9044", "#f8a523", "#fc8020", "#cf1500", "#352f3d"],
    ["#48586f", "#ffffc0", "#d6c496", "#d62e2e", "#283d3e"],
    ["#7d677e", "#4f2c4d", "#360b41", "#ccc9aa", "#fafdea"],
    ["#f8f8d6", "#b3c67f", "#5d7e62", "#50595c", "#fa3e3e"],
    ["#f4fcb8", "#dae681", "#95a868", "#452c18", "#cc7254"],
    ["#5e5473", "#19b5a5", "#ede89d", "#ff6933", "#ff0048"],
    ["#723e4e", "#b03851", "#ef3353", "#f17144", "#f4b036"],
    ["#f3ddb6", "#d6bf93", "#532728", "#ced0ba", "#f2efce"],
    ["#663333", "#994d4d", "#cc6666", "#e6b280", "#ffff99"],
    ["#fea304", "#909320", "#125a44", "#37192c", "#220315"],
    ["#52baa7", "#718f85", "#ba5252", "#fc0f52", "#fc3d73"],
    ["#edab8b", "#f5ebb0", "#dad061", "#acc59d", "#776c5a"],
    ["#f8f4c4", "#d5e0b5", "#a5c3a7", "#6d8b89", "#47667b"],
    ["#c8cfae", "#96b397", "#525574", "#5c3e62", "#9b5f7b"],
    ["#e4b302", "#158fa2", "#de4f3a", "#722731", "#bd1b43"],
    ["#0b110d", "#2c4d56", "#c3aa72", "#dc7612", "#bd3200"],
    ["#52493a", "#7c8569", "#a4ab80", "#e8e0ae", "#de733e"],
    ["#665c52", "#74b3a7", "#a3ccaf", "#e6e1cf", "#cc5b14"],
    ["#53ac59", "#3b8952", "#0f684b", "#03484c", "#1c232e"],
    ["#111113", "#d18681", "#acbfb7", "#f6ebdd", "#8e6d86"],
    ["#745e50", "#ff948b", "#fdaf8a", "#fcd487", "#f79585"],
    ["#090f13", "#171f25", "#752e2b", "#c90a02", "#f2eab7"],
    ["#d3b390", "#b8a38b", "#a78b83", "#c76b79", "#f1416b"],
    ["#210210", "#ee2853", "#2b0215", "#8f2f45", "#d24d6c"],
    ["#ceebd1", "#b6deb9", "#b1ccb4", "#aebfaf", "#a6ada7"],
    ["#545454", "#7b8a84", "#8cbfaf", "#ede7d5", "#b7cc18"],
    ["#e6546b", "#da8f72", "#ffe792", "#c9daa4", "#8acbb5"],
    ["#ffffea", "#a795a5", "#7a959e", "#424e5e", "#3b2b46"],
    ["#addfd3", "#eae3d0", "#dbc4b6", "#ffa5aa", "#efd5c4"],
    ["#c5f7f0", "#a9c2c9", "#8e8ca3", "#72577c", "#562155"],
    ["#394736", "#696b46", "#b99555", "#a8462d", "#5c584c"],
    ["#5a372c", "#8b8b70", "#98c7b0", "#f0f0d8", "#c94b0c"],
    ["#ff548f", "#9061c2", "#be80ff", "#63d3ff", "#02779e"],
    ["#9ed99e", "#f0dda6", "#eb6427", "#eb214e", "#1a1623"],
    ["#000000", "#1693a5", "#d8d8c0", "#f0f0d8", "#ffffff"],
    ["#383939", "#149c68", "#38c958", "#aee637", "#fffedb"],
    ["#ffdeb3", "#73bc91", "#342220", "#fc370c", "#ff8716"],
    ["#cce4d1", "#d2e1a7", "#d8de7d", "#dedb53", "#e4d829"],
    ["#3b234a", "#523961", "#baafc4", "#c3bbc9", "#d4c7bf"],
    ["#4d4250", "#b66e6f", "#cf8884", "#e6a972", "#f6d169"],
    ["#f0c0a8", "#f0d8a8", "#a8c090", "#789090", "#787878"],
    ["#5f545c", "#eb7072", "#f5ba90", "#f5e2b8", "#a2caa5"],
    ["#cccc66", "#a6bf73", "#80b380", "#59a68c", "#339999"],
    ["#fdefb0", "#e7a8b1", "#b998b3", "#77779d", "#4771a3"],
    ["#473334", "#b3c8a7", "#ffebb9", "#e3536c", "#da1a29"],
    ["#dae5ab", "#e9a385", "#fa154b", "#87313f", "#604e48"],
    ["#e6e6e6", "#aae6d9", "#c8cbc1", "#e6b0aa", "#a1a1a1"],
    ["#3b3f49", "#fdfaeb", "#faeddf", "#f3c6b9", "#f7a29e"],
    ["#f23e02", "#fef5c8", "#00988d", "#2c6b74", "#013750"],
    ["#332d27", "#8a0015", "#e30224", "#85725f", "#fae1c0"],
    ["#bfe0c0", "#160921", "#f06e75", "#f2af60", "#d0d26f"],
    ["#eddbc4", "#a3c9a7", "#ffb353", "#ff6e4a", "#5c5259"],
    ["#fbb498", "#f8c681", "#bec47e", "#9bb78f", "#98908d"],
    ["#cb7ca2", "#ed9da1", "#c9e5af", "#dceeb1", "#fef9f6"],
    ["#c95c7a", "#de9153", "#d6d644", "#dcebaf", "#14888b"],
    ["#f2d786", "#ff9784", "#c09491", "#a4c09a", "#d4d9a1"],
    ["#f2eabc", "#54736e", "#194756", "#080000", "#ff3b58"],
    ["#ae0c3e", "#afcca8", "#f5eec3", "#c7b299", "#33211c"],
    ["#000000", "#8f1414", "#e50e0e", "#f3450f", "#fcac03"],
    ["#a88914", "#91a566", "#bed084", "#e9e199", "#faedca"],
    ["#37193b", "#e75a7a", "#f59275", "#f5c273", "#aeb395"],
    ["#bad3c6", "#f9d9ac", "#fca483", "#f18886", "#7b7066"],
    ["#e8d7a9", "#8eaa94", "#6b666d", "#6c3751", "#52223c"],
    ["#f0f0f0", "#d8d8d8", "#c0c0a8", "#604848", "#484848"],
    ["#f05c54", "#a17457", "#5c735e", "#3d615b", "#434247"],
    ["#ff1d44", "#fbebaf", "#74bf9d", "#56a292", "#1c8080"],
    ["#fcbf6b", "#a9ad94", "#42302e", "#f6daab", "#dabd7b"],
    ["#ff8482", "#ffb294", "#f8d8a5", "#91be95", "#635a49"],
    ["#484848", "#006465", "#0f928c", "#00c9d2", "#beee3b"],
    ["#680a1d", "#3f1719", "#fcef9c", "#e8b666", "#ba2339"],
    ["#413249", "#ccc591", "#e2b24c", "#eb783f", "#ff426a"],
    ["#880606", "#d53d0c", "#ff8207", "#231d1e", "#fcfcfc"],
    ["#c5b89f", "#feffd4", "#9e2d4a", "#450b1e", "#21000f"],
    ["#f7fd91", "#d09e1e", "#fa7a32", "#f42a55", "#261323"],
    ["#5b1d99", "#0074b4", "#00b34c", "#ffd41f", "#fc6e3d"],
    ["#079ea6", "#1e0c42", "#f0077b", "#f5be58", "#e3e0b3"],
    ["#fcbf6b", "#e58634", "#657a38", "#afab50", "#a9ccb9"],
    ["#cee1d8", "#f6eee0", "#fda664", "#f04842", "#83563f"],
    ["#e0da96", "#badda3", "#94e0b0", "#a6b5ae", "#b88bad"],
    ["#2b2823", "#8fa691", "#d4ceaa", "#f9fadc", "#cc3917"],
    ["#c0d88c", "#f7a472", "#f07877", "#fa2a3a", "#0a5c5a"],
    ["#343635", "#d90057", "#e88700", "#77b8a6", "#ffe2ba"],
    ["#3e3433", "#f07f83", "#b29a78", "#9eaf83", "#75a480"],
    ["#ffbd87", "#ffd791", "#f7e8a6", "#d9e8ae", "#bfe3c0"],
    ["#c3e6d4", "#f4f0e5", "#e0c4ae", "#e1918e", "#e15e6e"],
    ["#bd2a33", "#d6aa26", "#93a31c", "#408156", "#30374f"],
    ["#243757", "#3a5f6f", "#dad5b7", "#c2b79b", "#665e52"],
    ["#e1c78c", "#eda011", "#db6516", "#7a6949", "#adad8e"],
    ["#eb445b", "#f5938b", "#f0cdab", "#f1e7c5", "#b6d4bb"],
    ["#d0cf75", "#f8764e", "#da2644", "#90044a", "#440a2a"],
    ["#185b63", "#c0261c", "#ba460d", "#c59538", "#404040"],
    ["#40ffdc", "#00a9d4", "#1c3166", "#240047", "#1c0021"],
    ["#5e1f28", "#8a2f2e", "#ae5543", "#f7bb75", "#83764c"],
    ["#f1d989", "#3e3932", "#0fbab7", "#000c0c", "#e2e3a9"],
    ["#e46d29", "#ba4c57", "#4e3a3b", "#a59571", "#d0bc87"],
    ["#eb7f7f", "#eb9a7f", "#ebb57f", "#ebd07f", "#ebeb7f"],
    ["#e2d9db", "#f2e5f9", "#d9e1df", "#ff8a84", "#fe6763"],
    ["#f3d597", "#b6d89c", "#92ccb6", "#f87887", "#9e6b7c"],
    ["#e0d1ed", "#f0b9cf", "#e63c80", "#c70452", "#4b004c"],
    ["#e84d5b", "#eae2cf", "#b4ccb9", "#26979f", "#3b3b3b"],
    ["#13141a", "#a90448", "#fb3640", "#fda543", "#17c69b"],
    ["#5a5239", "#190a12", "#b3c9c1", "#cec7b6", "#eee9c7"],
    ["#0d0f36", "#294380", "#69d2cd", "#b9f1d6", "#f1f6ce"],
    ["#e4e6c9", "#e6dac6", "#d6c3b9", "#c2b48a", "#b37883"],
    ["#c9b8a8", "#f8af8c", "#a24d52", "#5a3044", "#391d34"],
    ["#58706d", "#4b5757", "#7c8a6e", "#b0b087", "#e3e3d1"],
    ["#faefc2", "#a4ac9d", "#a27879", "#a4626c", "#f05d77"],
    ["#e6ac84", "#ad9978", "#619177", "#161618", "#594c2a"],
    ["#855f30", "#9ec89a", "#eaba68", "#ff5248", "#f6ffb3"],
    ["#5c4152", "#b4585d", "#d97f76", "#f7d0a9", "#a1c0ae"],
    ["#bf9f88", "#e8c8a1", "#fce4be", "#f6a68d", "#f96153"],
    ["#a8ab9b", "#172a38", "#ec4b5d", "#f48773", "#e0c590"]
  ]
};
